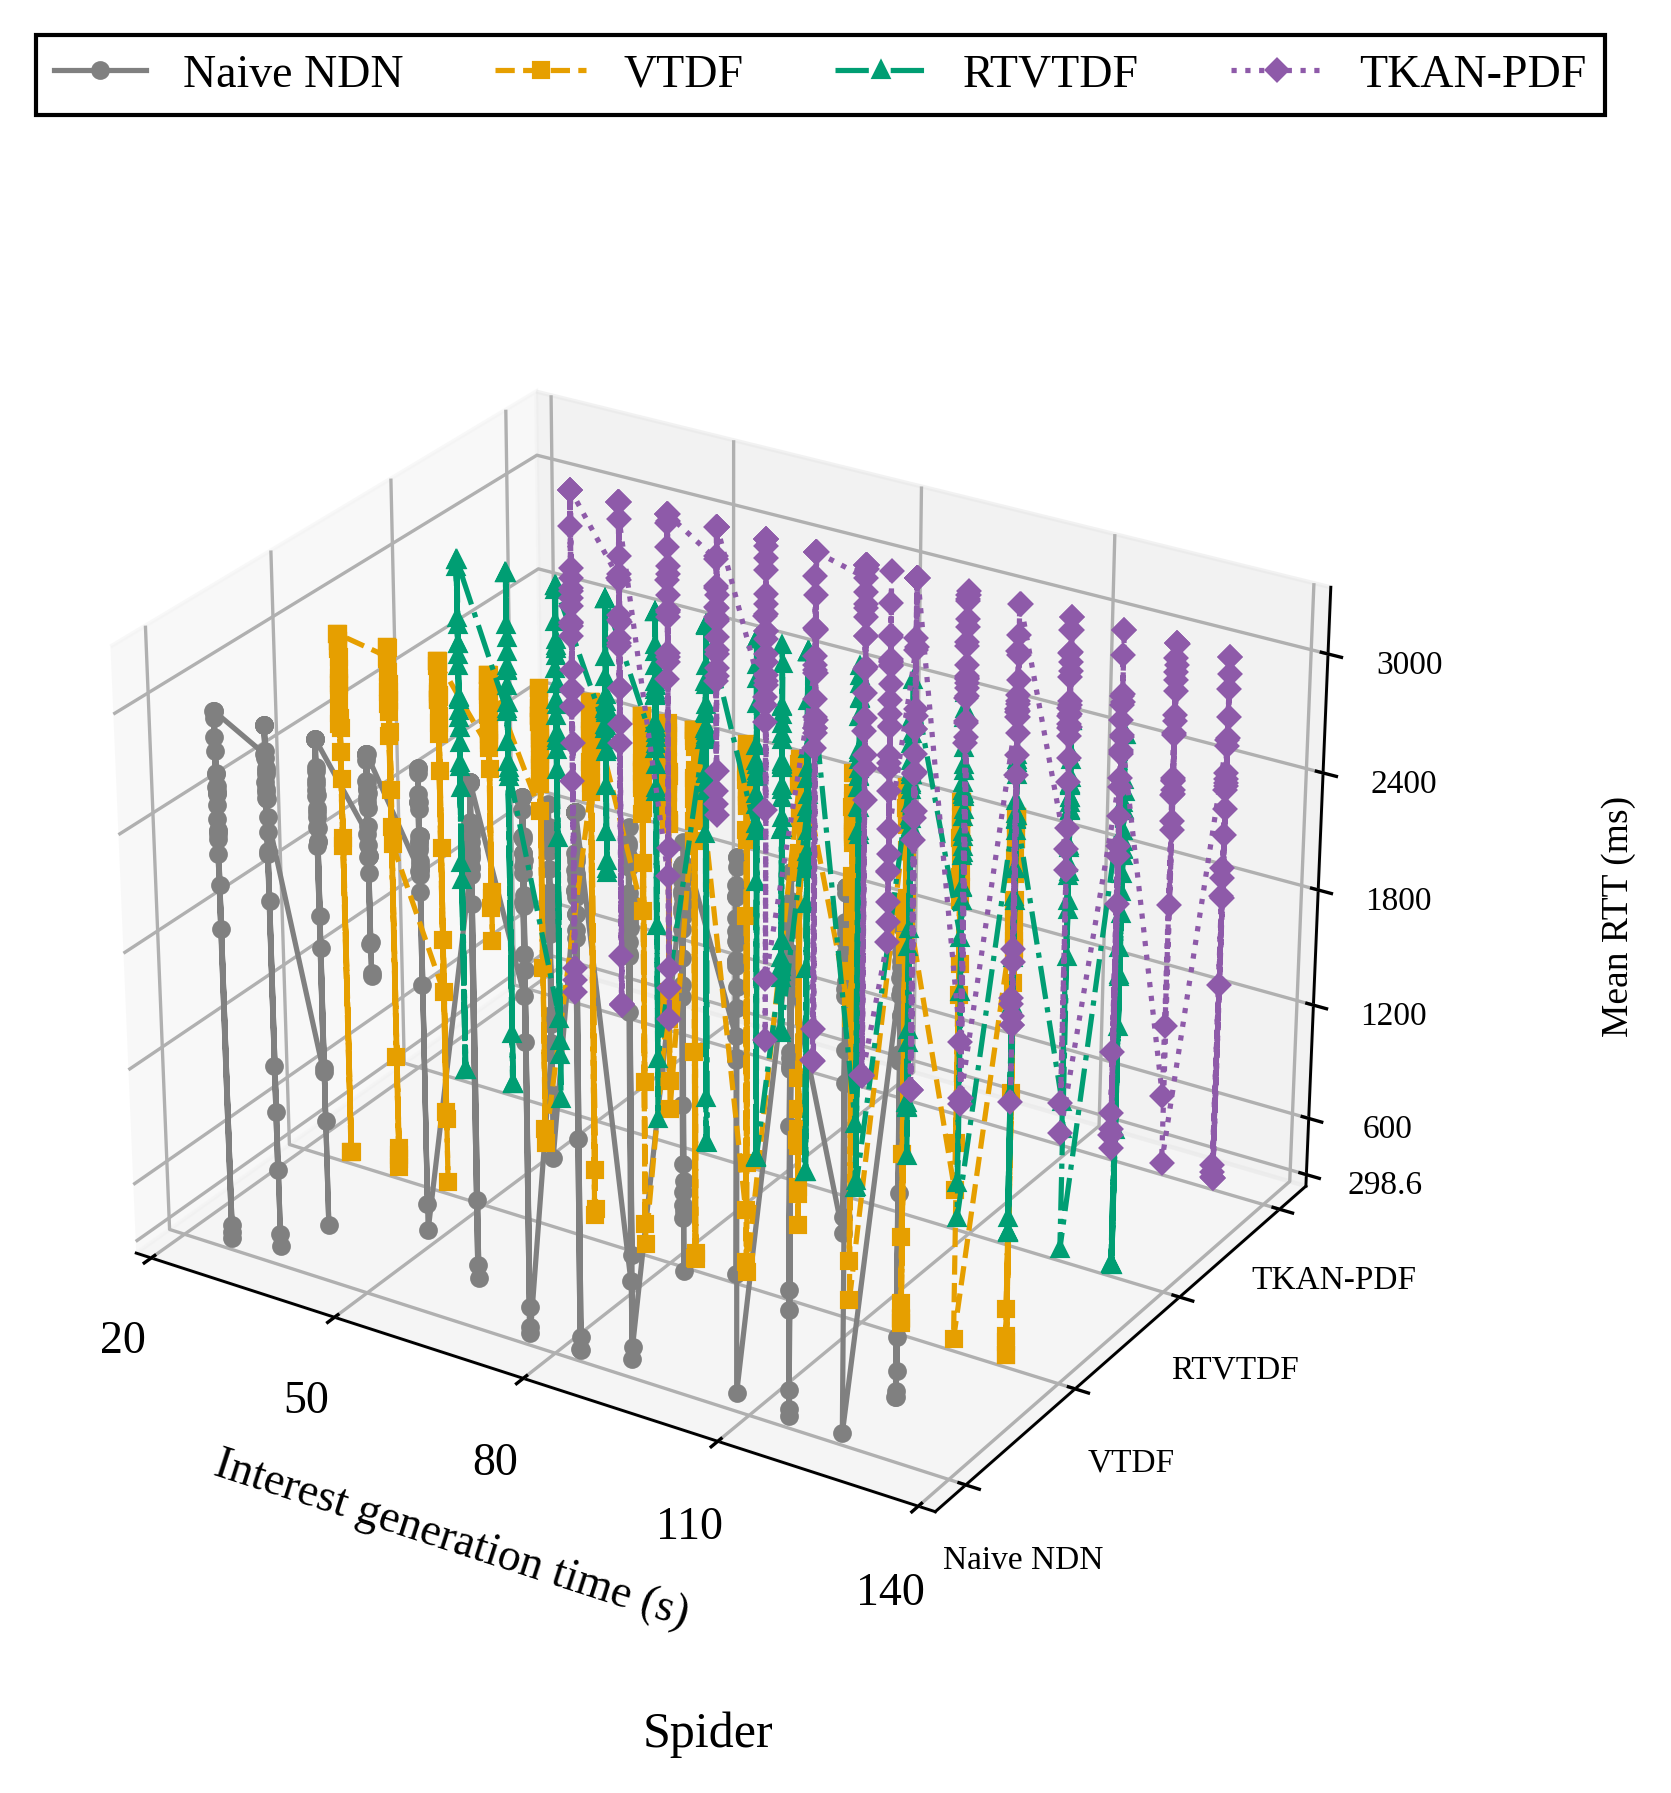

Reproduce this figure in Python.
#!/usr/bin/env python3
# -*- coding: utf-8 -*-
"""逐请求记录按旧脚本固定条数聚合后的RTT图，沿用当前图集样式。
完整数据内嵌；直接运行，仅导出同名PNG/SVG/PDF，不访问实验记录。
重新从原始记录计算的方法与来源见PROVENANCE和聚合说明文档。
"""
from pathlib import Path
import matplotlib
matplotlib.use('Agg')
import matplotlib.pyplot as plt
from matplotlib.lines import Line2D
from matplotlib.ticker import MaxNLocator, FuncFormatter
import numpy as np

FIGURE_ID = '10_平均RTT_蜘蛛网_旧论文画法'
RTT_LABEL = 'Mean RTT (ms)'
SCENE_LABEL = 'Spider'
FIGSIZE = (7.5, 6.2)
DPI = 300
FONT_FAMILY = 'Liberation Serif'
FONT_SIZE = 11
ALGORITHMS = ('Naive NDN', 'VTDF', 'RTVTDF', 'TKAN-PDF')
COLORS = ('#808080', '#E69F00', '#009E73', '#8E5AA9')
LINES = ('-', '--', '-.', ':')
MARKERS = ('o', 's', '^', 'D')
LINE_WIDTH = 1.25
MARKER_SIZE = 3.5
PROVENANCE = {'circle_post_filter': None,
 'counts': [{'excluded_groups': 0, 'plotted_groups': 750, 'selected_requests': 30000, 'strategy': 0},
            {'excluded_groups': 0, 'plotted_groups': 750, 'selected_requests': 30000, 'strategy': 1},
            {'excluded_groups': 0, 'plotted_groups': 750, 'selected_requests': 30000, 'strategy': 2},
            {'excluded_groups': 0, 'plotted_groups': 750, 'selected_requests': 30000, 'strategy': 3}],
 'group_size': 40,
 'measurement_window_s': [20, 140],
 'method': 'consecutive request records: arithmetic mean of send_ns and terminal_ns-send_ns; keep last '
           'partial group',
 'metric': '平均RTT',
 'ordering': 'source seed order, within seed node_id then send_ns; sort averaged groups by send time',
 'scene': 'spidermap',
 'source_metric_definition': 'DATA and TIMEOUT',
 'sources': [{'manifest': 'data/experiments/spider-power-20261103/runs/confirmation-p16p5-s93001-a0/attempt-001/20261103T135049.277655Z-695c99a3/manifest.json',
              'manifest_sha256': '807cf9ad75f944562ba6cc863fe0449c8497a463e1037dcc46300feab700faf7',
              'path': 'data/experiments/spider-power-20261103/runs/confirmation-p16p5-s93001-a0/attempt-001/20261103T135049.277655Z-695c99a3/raw/request-events.csv',
              'radio_config': 'data/experiments/spider-power-20261103/runs/confirmation-p16p5-s93001-a0/attempt-001/20261103T135049.277655Z-695c99a3/raw/radio-config.json',
              'radio_sha256': 'fc0d73615515ee04ad905d193095517521295ccba31afac7805bd9dd76f1bf30',
              'scene': 'spidermap',
              'seed': 93001,
              'sha256': '678d591ecb1bc2be357885ced6304746b71ad8a835024fefcca637084aa04607',
              'strategy': 0,
              'wifi_tx_power_dbm': 16.5},
             {'manifest': 'data/experiments/spider-power-20261103/runs/confirmation-p16p5-s93002-a0/attempt-001/20261103T135823.935432Z-639cd0cd/manifest.json',
              'manifest_sha256': '3b2085899844eec602fe1581b7b4bd309d8d9f9c24620d700c3859ea986fa3df',
              'path': 'data/experiments/spider-power-20261103/runs/confirmation-p16p5-s93002-a0/attempt-001/20261103T135823.935432Z-639cd0cd/raw/request-events.csv',
              'radio_config': 'data/experiments/spider-power-20261103/runs/confirmation-p16p5-s93002-a0/attempt-001/20261103T135823.935432Z-639cd0cd/raw/radio-config.json',
              'radio_sha256': 'fc0d73615515ee04ad905d193095517521295ccba31afac7805bd9dd76f1bf30',
              'scene': 'spidermap',
              'seed': 93002,
              'sha256': 'ec7f8071662ddcf8b31d4fcc254a708ebd2a3f978e4380d8245cf88454aeab3b',
              'strategy': 0,
              'wifi_tx_power_dbm': 16.5},
             {'manifest': 'data/experiments/spider-power-20261103/runs/confirmation-p16p5-s93003-a0/attempt-001/20261103T140554.624359Z-6d5267e8/manifest.json',
              'manifest_sha256': '33c97efdc1764cd70db2ab8965d1d9874955aa97408cc7ce0957949bd44c3a3d',
              'path': 'data/experiments/spider-power-20261103/runs/confirmation-p16p5-s93003-a0/attempt-001/20261103T140554.624359Z-6d5267e8/raw/request-events.csv',
              'radio_config': 'data/experiments/spider-power-20261103/runs/confirmation-p16p5-s93003-a0/attempt-001/20261103T140554.624359Z-6d5267e8/raw/radio-config.json',
              'radio_sha256': 'fc0d73615515ee04ad905d193095517521295ccba31afac7805bd9dd76f1bf30',
              'scene': 'spidermap',
              'seed': 93003,
              'sha256': '94d7c392e1670e385d1e9577059c421079481d528cd6ec53dd32c193b2dca279',
              'strategy': 0,
              'wifi_tx_power_dbm': 16.5},
             {'manifest': 'data/experiments/spider-power-20261103/runs/confirmation-p16p5-s93004-a0/attempt-001/20261103T141337.166385Z-6f4ce15f/manifest.json',
              'manifest_sha256': '4a20f7aa877f1d687077141bf511e0a9b84b70ee770b2105b300becf3473998b',
              'path': 'data/experiments/spider-power-20261103/runs/confirmation-p16p5-s93004-a0/attempt-001/20261103T141337.166385Z-6f4ce15f/raw/request-events.csv',
              'radio_config': 'data/experiments/spider-power-20261103/runs/confirmation-p16p5-s93004-a0/attempt-001/20261103T141337.166385Z-6f4ce15f/raw/radio-config.json',
              'radio_sha256': 'fc0d73615515ee04ad905d193095517521295ccba31afac7805bd9dd76f1bf30',
              'scene': 'spidermap',
              'seed': 93004,
              'sha256': '16791d57981660e82f2ec1d9e97112ac4a111299828790608cc0d8d9b289259c',
              'strategy': 0,
              'wifi_tx_power_dbm': 16.5},
             {'manifest': 'data/experiments/spider-power-20261103/runs/confirmation-p16p5-s93005-a0/attempt-001/20261103T142106.425655Z-381cc821/manifest.json',
              'manifest_sha256': '36f9a1fc95592d45493a3c2e0669f85152587dfbdc72fd29e4c40b334bf0d994',
              'path': 'data/experiments/spider-power-20261103/runs/confirmation-p16p5-s93005-a0/attempt-001/20261103T142106.425655Z-381cc821/raw/request-events.csv',
              'radio_config': 'data/experiments/spider-power-20261103/runs/confirmation-p16p5-s93005-a0/attempt-001/20261103T142106.425655Z-381cc821/raw/radio-config.json',
              'radio_sha256': 'fc0d73615515ee04ad905d193095517521295ccba31afac7805bd9dd76f1bf30',
              'scene': 'spidermap',
              'seed': 93005,
              'sha256': '6a13efa00626aefcbe0ec3260001ad1a17859551651062fc89016e45b6e76bd1',
              'strategy': 0,
              'wifi_tx_power_dbm': 16.5},
             {'manifest': 'data/experiments/spider-power-20261103/runs/confirmation-p16p5-s93001-a1/attempt-001/20261103T135237.619037Z-35901703/manifest.json',
              'manifest_sha256': '678ed0a3f399a622b53a40a5273bd49628cd422389ab318742e6d303b73c2f8f',
              'path': 'data/experiments/spider-power-20261103/runs/confirmation-p16p5-s93001-a1/attempt-001/20261103T135237.619037Z-35901703/raw/request-events.csv',
              'radio_config': 'data/experiments/spider-power-20261103/runs/confirmation-p16p5-s93001-a1/attempt-001/20261103T135237.619037Z-35901703/raw/radio-config.json',
              'radio_sha256': 'fc0d73615515ee04ad905d193095517521295ccba31afac7805bd9dd76f1bf30',
              'scene': 'spidermap',
              'seed': 93001,
              'sha256': '6c938dcc0585499a68082260570a001f2afacb8388beed20c856767f8540f0fa',
              'strategy': 1,
              'wifi_tx_power_dbm': 16.5},
             {'manifest': 'data/experiments/spider-power-20261103/runs/confirmation-p16p5-s93002-a1/attempt-001/20261103T140010.547409Z-361091c6/manifest.json',
              'manifest_sha256': '829af86016930c7d512c9b1b8149b8975644048b735df5d916e7e37ebf42f15f',
              'path': 'data/experiments/spider-power-20261103/runs/confirmation-p16p5-s93002-a1/attempt-001/20261103T140010.547409Z-361091c6/raw/request-events.csv',
              'radio_config': 'data/experiments/spider-power-20261103/runs/confirmation-p16p5-s93002-a1/attempt-001/20261103T140010.547409Z-361091c6/raw/radio-config.json',
              'radio_sha256': 'fc0d73615515ee04ad905d193095517521295ccba31afac7805bd9dd76f1bf30',
              'scene': 'spidermap',
              'seed': 93002,
              'sha256': 'e5dacf24b397e3329e2649fa175a57385954b02828dc200f0b273c0569ce7eb8',
              'strategy': 1,
              'wifi_tx_power_dbm': 16.5},
             {'manifest': 'data/experiments/spider-power-20261103/runs/confirmation-p16p5-s93003-a1/attempt-001/20261103T140744.806826Z-648e0704/manifest.json',
              'manifest_sha256': '9784843269afc51a0946578d5343fae0d5baa0d6bcab4cc6b89796b35c47ad64',
              'path': 'data/experiments/spider-power-20261103/runs/confirmation-p16p5-s93003-a1/attempt-001/20261103T140744.806826Z-648e0704/raw/request-events.csv',
              'radio_config': 'data/experiments/spider-power-20261103/runs/confirmation-p16p5-s93003-a1/attempt-001/20261103T140744.806826Z-648e0704/raw/radio-config.json',
              'radio_sha256': 'fc0d73615515ee04ad905d193095517521295ccba31afac7805bd9dd76f1bf30',
              'scene': 'spidermap',
              'seed': 93003,
              'sha256': 'caea53d2310c9a895e56166a5bfdb6fe9adef966b72874c8bbd9ec490e957453',
              'strategy': 1,
              'wifi_tx_power_dbm': 16.5},
             {'manifest': 'data/experiments/spider-power-20261103/runs/confirmation-p16p5-s93004-a1/attempt-001/20261103T141525.543803Z-3408f4a1/manifest.json',
              'manifest_sha256': '2149b6e47e6734427026a0367e1e78f31d27b0adbe6a64fd282ecd79786f1110',
              'path': 'data/experiments/spider-power-20261103/runs/confirmation-p16p5-s93004-a1/attempt-001/20261103T141525.543803Z-3408f4a1/raw/request-events.csv',
              'radio_config': 'data/experiments/spider-power-20261103/runs/confirmation-p16p5-s93004-a1/attempt-001/20261103T141525.543803Z-3408f4a1/raw/radio-config.json',
              'radio_sha256': 'fc0d73615515ee04ad905d193095517521295ccba31afac7805bd9dd76f1bf30',
              'scene': 'spidermap',
              'seed': 93004,
              'sha256': '54721c571ce8c063a0e7ce7c9212867df0b419bda3f85856e1fdf1e735c42ab5',
              'strategy': 1,
              'wifi_tx_power_dbm': 16.5},
             {'manifest': 'data/experiments/spider-power-20261103/runs/confirmation-p16p5-s93005-a1/attempt-001/20261103T142252.149466Z-e47059f0/manifest.json',
              'manifest_sha256': '63b4f2e57b667295f2ec1e0ff1760fea523da5de268a34afb2ff57776cf1d7dd',
              'path': 'data/experiments/spider-power-20261103/runs/confirmation-p16p5-s93005-a1/attempt-001/20261103T142252.149466Z-e47059f0/raw/request-events.csv',
              'radio_config': 'data/experiments/spider-power-20261103/runs/confirmation-p16p5-s93005-a1/attempt-001/20261103T142252.149466Z-e47059f0/raw/radio-config.json',
              'radio_sha256': 'fc0d73615515ee04ad905d193095517521295ccba31afac7805bd9dd76f1bf30',
              'scene': 'spidermap',
              'seed': 93005,
              'sha256': 'd9e03514610e431662fff1755cc93bc1ccdd51522642beaafe4af3698156994e',
              'strategy': 1,
              'wifi_tx_power_dbm': 16.5},
             {'manifest': 'data/experiments/spider-power-20261103/runs/confirmation-p16p5-s93001-a2/attempt-001/20261103T135428.901464Z-669dcf43/manifest.json',
              'manifest_sha256': '7387cb664263ab49278cbf2ca30faa62f5b1877ceea52ad46de893f8f3ece3e1',
              'path': 'data/experiments/spider-power-20261103/runs/confirmation-p16p5-s93001-a2/attempt-001/20261103T135428.901464Z-669dcf43/raw/request-events.csv',
              'radio_config': 'data/experiments/spider-power-20261103/runs/confirmation-p16p5-s93001-a2/attempt-001/20261103T135428.901464Z-669dcf43/raw/radio-config.json',
              'radio_sha256': 'fc0d73615515ee04ad905d193095517521295ccba31afac7805bd9dd76f1bf30',
              'scene': 'spidermap',
              'seed': 93001,
              'sha256': '508917151c8e766e620add00a3d5acb0b0380e46712a52b7b0ddf5db9cb72d9b',
              'strategy': 2,
              'wifi_tx_power_dbm': 16.5},
             {'manifest': 'data/experiments/spider-power-20261103/runs/confirmation-p16p5-s93002-a2/attempt-001/20261103T140201.088014Z-b1bb8216/manifest.json',
              'manifest_sha256': 'abbc5990d3edb22f53797d96c57e71c915a17f6a6634711c9676f47d89dc60e3',
              'path': 'data/experiments/spider-power-20261103/runs/confirmation-p16p5-s93002-a2/attempt-001/20261103T140201.088014Z-b1bb8216/raw/request-events.csv',
              'radio_config': 'data/experiments/spider-power-20261103/runs/confirmation-p16p5-s93002-a2/attempt-001/20261103T140201.088014Z-b1bb8216/raw/radio-config.json',
              'radio_sha256': 'fc0d73615515ee04ad905d193095517521295ccba31afac7805bd9dd76f1bf30',
              'scene': 'spidermap',
              'seed': 93002,
              'sha256': '1be1df2a87fc7e18666c22d8d9d3795edb4c40134b66ab0a493a25ecb1894b8e',
              'strategy': 2,
              'wifi_tx_power_dbm': 16.5},
             {'manifest': 'data/experiments/spider-power-20261103/runs/confirmation-p16p5-s93003-a2/attempt-001/20261103T140940.390510Z-f39bc9ca/manifest.json',
              'manifest_sha256': 'f4744db9355ab89b5b599a4c33b0c281c763c1c89901f5d78f345837a48bd359',
              'path': 'data/experiments/spider-power-20261103/runs/confirmation-p16p5-s93003-a2/attempt-001/20261103T140940.390510Z-f39bc9ca/raw/request-events.csv',
              'radio_config': 'data/experiments/spider-power-20261103/runs/confirmation-p16p5-s93003-a2/attempt-001/20261103T140940.390510Z-f39bc9ca/raw/radio-config.json',
              'radio_sha256': 'fc0d73615515ee04ad905d193095517521295ccba31afac7805bd9dd76f1bf30',
              'scene': 'spidermap',
              'seed': 93003,
              'sha256': '0b784fcff56ff765b3b9eb5884d45e54e82265e0a83cbdfe5995223ee1da4e32',
              'strategy': 2,
              'wifi_tx_power_dbm': 16.5},
             {'manifest': 'data/experiments/spider-power-20261103/runs/confirmation-p16p5-s93004-a2/attempt-001/20261103T141714.234207Z-d5d6a360/manifest.json',
              'manifest_sha256': '7045fe3be046ba604382ad8877aa129444bc44dbfc4ac7937877aae765890381',
              'path': 'data/experiments/spider-power-20261103/runs/confirmation-p16p5-s93004-a2/attempt-001/20261103T141714.234207Z-d5d6a360/raw/request-events.csv',
              'radio_config': 'data/experiments/spider-power-20261103/runs/confirmation-p16p5-s93004-a2/attempt-001/20261103T141714.234207Z-d5d6a360/raw/radio-config.json',
              'radio_sha256': 'fc0d73615515ee04ad905d193095517521295ccba31afac7805bd9dd76f1bf30',
              'scene': 'spidermap',
              'seed': 93004,
              'sha256': 'd09968e25c180de3d1846c78f53b6efc03b617b59a9d22bc7a246e6cb05b6a44',
              'strategy': 2,
              'wifi_tx_power_dbm': 16.5},
             {'manifest': 'data/experiments/spider-power-20261103/runs/confirmation-p16p5-s93005-a2/attempt-001/20261103T142442.962745Z-e6518b1c/manifest.json',
              'manifest_sha256': '0656d4bca3bae1597011c99f90a4faf07e720e1954d460635365252dc21c9a89',
              'path': 'data/experiments/spider-power-20261103/runs/confirmation-p16p5-s93005-a2/attempt-001/20261103T142442.962745Z-e6518b1c/raw/request-events.csv',
              'radio_config': 'data/experiments/spider-power-20261103/runs/confirmation-p16p5-s93005-a2/attempt-001/20261103T142442.962745Z-e6518b1c/raw/radio-config.json',
              'radio_sha256': 'fc0d73615515ee04ad905d193095517521295ccba31afac7805bd9dd76f1bf30',
              'scene': 'spidermap',
              'seed': 93005,
              'sha256': '1edf5436f9236aad5cd54e4ca2804744ab3b864d0617d91519519f19b51a6a58',
              'strategy': 2,
              'wifi_tx_power_dbm': 16.5},
             {'manifest': 'data/experiments/spider-power-20261103/runs/confirmation-p16p5-s93001-a3/attempt-001/20261103T135617.403692Z-3530d401/manifest.json',
              'manifest_sha256': '710f2896b2cf89c33a43fd9229689caae4901ff093beb94ed84539c20dabd776',
              'path': 'data/experiments/spider-power-20261103/runs/confirmation-p16p5-s93001-a3/attempt-001/20261103T135617.403692Z-3530d401/raw/request-events.csv',
              'radio_config': 'data/experiments/spider-power-20261103/runs/confirmation-p16p5-s93001-a3/attempt-001/20261103T135617.403692Z-3530d401/raw/radio-config.json',
              'radio_sha256': 'fc0d73615515ee04ad905d193095517521295ccba31afac7805bd9dd76f1bf30',
              'scene': 'spidermap',
              'seed': 93001,
              'sha256': '37def454d89c91198f417b881feb8191aeec44361c98b6d529859dea64cbf44c',
              'strategy': 3,
              'wifi_tx_power_dbm': 16.5},
             {'manifest': 'data/experiments/spider-power-20261103/runs/confirmation-p16p5-s93002-a3/attempt-001/20261103T140348.997236Z-aad99f1f/manifest.json',
              'manifest_sha256': '708b825858ca79397eaeae1697b92a7b1a43eef607fd972340f2fcb9a3cede06',
              'path': 'data/experiments/spider-power-20261103/runs/confirmation-p16p5-s93002-a3/attempt-001/20261103T140348.997236Z-aad99f1f/raw/request-events.csv',
              'radio_config': 'data/experiments/spider-power-20261103/runs/confirmation-p16p5-s93002-a3/attempt-001/20261103T140348.997236Z-aad99f1f/raw/radio-config.json',
              'radio_sha256': 'fc0d73615515ee04ad905d193095517521295ccba31afac7805bd9dd76f1bf30',
              'scene': 'spidermap',
              'seed': 93002,
              'sha256': '2906ad4f2218ee689f4a0e23fa4440e09f7723c768624375ff2d65b366779bb7',
              'strategy': 3,
              'wifi_tx_power_dbm': 16.5},
             {'manifest': 'data/experiments/spider-power-20261103/runs/confirmation-p16p5-s93003-a3/attempt-001/20261103T141128.716240Z-9ad56cb3/manifest.json',
              'manifest_sha256': '1e44b374014b65099dbb14c202fb84cb1af1bc20a42ecc55d4b4867bb9c6db68',
              'path': 'data/experiments/spider-power-20261103/runs/confirmation-p16p5-s93003-a3/attempt-001/20261103T141128.716240Z-9ad56cb3/raw/request-events.csv',
              'radio_config': 'data/experiments/spider-power-20261103/runs/confirmation-p16p5-s93003-a3/attempt-001/20261103T141128.716240Z-9ad56cb3/raw/radio-config.json',
              'radio_sha256': 'fc0d73615515ee04ad905d193095517521295ccba31afac7805bd9dd76f1bf30',
              'scene': 'spidermap',
              'seed': 93003,
              'sha256': 'dd06c8ef92221f6339f4abd2a7818b716b615cc4615eef5c776839ed9a1e9472',
              'strategy': 3,
              'wifi_tx_power_dbm': 16.5},
             {'manifest': 'data/experiments/spider-power-20261103/runs/confirmation-p16p5-s93004-a3/attempt-001/20261103T141902.924879Z-95f86ebb/manifest.json',
              'manifest_sha256': '501f168501afafeeb6bc7de5359ad1545e4a09c81f6632dd75751da71be5833f',
              'path': 'data/experiments/spider-power-20261103/runs/confirmation-p16p5-s93004-a3/attempt-001/20261103T141902.924879Z-95f86ebb/raw/request-events.csv',
              'radio_config': 'data/experiments/spider-power-20261103/runs/confirmation-p16p5-s93004-a3/attempt-001/20261103T141902.924879Z-95f86ebb/raw/radio-config.json',
              'radio_sha256': 'fc0d73615515ee04ad905d193095517521295ccba31afac7805bd9dd76f1bf30',
              'scene': 'spidermap',
              'seed': 93004,
              'sha256': 'c1b1cf355c57e25bab484390ea7f72206a251570399b7f184a83d831a352b3a8',
              'strategy': 3,
              'wifi_tx_power_dbm': 16.5},
             {'manifest': 'data/experiments/spider-power-20261103/runs/confirmation-p16p5-s93005-a3/attempt-001/20261103T142628.855189Z-07f9eb6c/manifest.json',
              'manifest_sha256': 'ca906789abe4b3627c9ca060845406eceff56a3d6167d7af6354210bf6367808',
              'path': 'data/experiments/spider-power-20261103/runs/confirmation-p16p5-s93005-a3/attempt-001/20261103T142628.855189Z-07f9eb6c/raw/request-events.csv',
              'radio_config': 'data/experiments/spider-power-20261103/runs/confirmation-p16p5-s93005-a3/attempt-001/20261103T142628.855189Z-07f9eb6c/raw/radio-config.json',
              'radio_sha256': 'fc0d73615515ee04ad905d193095517521295ccba31afac7805bd9dd76f1bf30',
              'scene': 'spidermap',
              'seed': 93005,
              'sha256': '6b2f7437ff5ca4c5e34b0e95cd6a77feab88ee52f2d45bf2810d11b59e528d7c',
              'strategy': 3,
              'wifi_tx_power_dbm': 16.5}],
 'style_source': '01_成功RTT_三维.py / 03_平均RTT_三维.py'}
DATA = [{'group_counts': [40,
                   40,
                   40,
                   40,
                   40,
                   40,
                   40,
                   40,
                   40,
                   40,
                   40,
                   40,
                   40,
                   40,
                   40,
                   40,
                   40,
                   40,
                   40,
                   40,
                   40,
                   40,
                   40,
                   40,
                   40,
                   40,
                   40,
                   40,
                   40,
                   40,
                   40,
                   40,
                   40,
                   40,
                   40,
                   40,
                   40,
                   40,
                   40,
                   40,
                   40,
                   40,
                   40,
                   40,
                   40,
                   40,
                   40,
                   40,
                   40,
                   40,
                   40,
                   40,
                   40,
                   40,
                   40,
                   40,
                   40,
                   40,
                   40,
                   40,
                   40,
                   40,
                   40,
                   40,
                   40,
                   40,
                   40,
                   40,
                   40,
                   40,
                   40,
                   40,
                   40,
                   40,
                   40,
                   40,
                   40,
                   40,
                   40,
                   40,
                   40,
                   40,
                   40,
                   40,
                   40,
                   40,
                   40,
                   40,
                   40,
                   40,
                   40,
                   40,
                   40,
                   40,
                   40,
                   40,
                   40,
                   40,
                   40,
                   40,
                   40,
                   40,
                   40,
                   40,
                   40,
                   40,
                   40,
                   40,
                   40,
                   40,
                   40,
                   40,
                   40,
                   40,
                   40,
                   40,
                   40,
                   40,
                   40,
                   40,
                   40,
                   40,
                   40,
                   40,
                   40,
                   40,
                   40,
                   40,
                   40,
                   40,
                   40,
                   40,
                   40,
                   40,
                   40,
                   40,
                   40,
                   40,
                   40,
                   40,
                   40,
                   40,
                   40,
                   40,
                   40,
                   40,
                   40,
                   40,
                   40,
                   40,
                   40,
                   40,
                   40,
                   40,
                   40,
                   40,
                   40,
                   40,
                   40,
                   40,
                   40,
                   40,
                   40,
                   40,
                   40,
                   40,
                   40,
                   40,
                   40,
                   40,
                   40,
                   40,
                   40,
                   40,
                   40,
                   40,
                   40,
                   40,
                   40,
                   40,
                   40,
                   40,
                   40,
                   40,
                   40,
                   40,
                   40,
                   40,
                   40,
                   40,
                   40,
                   40,
                   40,
                   40,
                   40,
                   40,
                   40,
                   40,
                   40,
                   40,
                   40,
                   40,
                   40,
                   40,
                   40,
                   40,
                   40,
                   40,
                   40,
                   40,
                   40,
                   40,
                   40,
                   40,
                   40,
                   40,
                   40,
                   40,
                   40,
                   40,
                   40,
                   40,
                   40,
                   40,
                   40,
                   40,
                   40,
                   40,
                   40,
                   40,
                   40,
                   40,
                   40,
                   40,
                   40,
                   40,
                   40,
                   40,
                   40,
                   40,
                   40,
                   40,
                   40,
                   40,
                   40,
                   40,
                   40,
                   40,
                   40,
                   40,
                   40,
                   40,
                   40,
                   40,
                   40,
                   40,
                   40,
                   40,
                   40,
                   40,
                   40,
                   40,
                   40,
                   40,
                   40,
                   40,
                   40,
                   40,
                   40,
                   40,
                   40,
                   40,
                   40,
                   40,
                   40,
                   40,
                   40,
                   40,
                   40,
                   40,
                   40,
                   40,
                   40,
                   40,
                   40,
                   40,
                   40,
                   40,
                   40,
                   40,
                   40,
                   40,
                   40,
                   40,
                   40,
                   40,
                   40,
                   40,
                   40,
                   40,
                   40,
                   40,
                   40,
                   40,
                   40,
                   40,
                   40,
                   40,
                   40,
                   40,
                   40,
                   40,
                   40,
                   40,
                   40,
                   40,
                   40,
                   40,
                   40,
                   40,
                   40,
                   40,
                   40,
                   40,
                   40,
                   40,
                   40,
                   40,
                   40,
                   40,
                   40,
                   40,
                   40,
                   40,
                   40,
                   40,
                   40,
                   40,
                   40,
                   40,
                   40,
                   40,
                   40,
                   40,
                   40,
                   40,
                   40,
                   40,
                   40,
                   40,
                   40,
                   40,
                   40,
                   40,
                   40,
                   40,
                   40,
                   40,
                   40,
                   40,
                   40,
                   40,
                   40,
                   40,
                   40,
                   40,
                   40,
                   40,
                   40,
                   40,
                   40,
                   40,
                   40,
                   40,
                   40,
                   40,
                   40,
                   40,
                   40,
                   40,
                   40,
                   40,
                   40,
                   40,
                   40,
                   40,
                   40,
                   40,
                   40,
                   40,
                   40,
                   40,
                   40,
                   40,
                   40,
                   40,
                   40,
                   40,
                   40,
                   40,
                   40,
                   40,
                   40,
                   40,
                   40,
                   40,
                   40,
                   40,
                   40,
                   40,
                   40,
                   40,
                   40,
                   40,
                   40,
                   40,
                   40,
                   40,
                   40,
                   40,
                   40,
                   40,
                   40,
                   40,
                   40,
                   40,
                   40,
                   40,
                   40,
                   40,
                   40,
                   40,
                   40,
                   40,
                   40,
                   40,
                   40,
                   40,
                   40,
                   40,
                   40,
                   40,
                   40,
                   40,
                   40,
                   40,
                   40,
                   40,
                   40,
                   40,
                   40,
                   40,
                   40,
                   40,
                   40,
                   40,
                   40,
                   40,
                   40,
                   40,
                   40,
                   40,
                   40,
                   40,
                   40,
                   40,
                   40,
                   40,
                   40,
                   40,
                   40,
                   40,
                   40,
                   40,
                   40,
                   40,
                   40,
                   40,
                   40,
                   40,
                   40,
                   40,
                   40,
                   40,
                   40,
                   40,
                   40,
                   40,
                   40,
                   40,
                   40,
                   40,
                   40,
                   40,
                   40,
                   40,
                   40,
                   40,
                   40,
                   40,
                   40,
                   40,
                   40,
                   40,
                   40,
                   40,
                   40,
                   40,
                   40,
                   40,
                   40,
                   40,
                   40,
                   40,
                   40,
                   40,
                   40,
                   40,
                   40,
                   40,
                   40,
                   40,
                   40,
                   40,
                   40,
                   40,
                   40,
                   40,
                   40,
                   40,
                   40,
                   40,
                   40,
                   40,
                   40,
                   40,
                   40,
                   40,
                   40,
                   40,
                   40,
                   40,
                   40,
                   40,
                   40,
                   40,
                   40,
                   40,
                   40,
                   40,
                   40,
                   40,
                   40,
                   40,
                   40,
                   40,
                   40,
                   40,
                   40,
                   40,
                   40,
                   40,
                   40,
                   40,
                   40,
                   40,
                   40,
                   40,
                   40,
                   40,
                   40,
                   40,
                   40,
                   40,
                   40,
                   40,
                   40,
                   40,
                   40,
                   40,
                   40,
                   40,
                   40,
                   40,
                   40,
                   40,
                   40,
                   40,
                   40,
                   40,
                   40,
                   40,
                   40,
                   40,
                   40,
                   40,
                   40,
                   40,
                   40,
                   40,
                   40,
                   40,
                   40,
                   40,
                   40,
                   40,
                   40,
                   40,
                   40,
                   40,
                   40,
                   40,
                   40,
                   40,
                   40,
                   40,
                   40,
                   40,
                   40,
                   40,
                   40,
                   40,
                   40,
                   40,
                   40,
                   40,
                   40,
                   40,
                   40,
                   40,
                   40,
                   40,
                   40,
                   40,
                   40,
                   40,
                   40,
                   40,
                   40,
                   40,
                   40,
                   40,
                   40,
                   40,
                   40,
                   40,
                   40,
                   40,
                   40,
                   40,
                   40,
                   40,
                   40,
                   40,
                   40,
                   40,
                   40,
                   40,
                   40,
                   40,
                   40,
                   40,
                   40,
                   40,
                   40,
                   40,
                   40,
                   40,
                   40,
                   40,
                   40,
                   40,
                   40,
                   40,
                   40,
                   40,
                   40,
                   40,
                   40,
                   40,
                   40,
                   40,
                   40,
                   40,
                   40,
                   40,
                   40,
                   40,
                   40,
                   40,
                   40,
                   40,
                   40,
                   40,
                   40,
                   40,
                   40,
                   40,
                   40,
                   40,
                   40,
                   40,
                   40,
                   40,
                   40,
                   40,
                   40,
                   40,
                   40,
                   40,
                   40,
                   40,
                   40,
                   40,
                   40,
                   40,
                   40,
                   40,
                   40,
                   40,
                   40,
                   40,
                   40,
                   40,
                   40,
                   40,
                   40,
                   40,
                   40,
                   40,
                   40,
                   40,
                   40,
                   40,
                   40,
                   40,
                   40,
                   40,
                   40,
                   40,
                   40,
                   40,
                   40,
                   40,
                   40,
                   40,
                   40,
                   40,
                   40,
                   40],
  'rtt_ms': [2368.898144225,
             2015.303010525,
             2183.15267615,
             2485.6115372,
             2607.79116155,
             2369.327635375,
             2154.975717925,
             839.0496609249999,
             298.63131,
             2339.130667625,
             2361.3587154499996,
             3000.0,
             2795.04847695,
             2369.7629585500003,
             1110.276539925,
             2838.3472829250004,
             2631.267587025,
             2932.512972025,
             298.82198355,
             2294.465195925,
             3000.0,
             2610.170056725,
             2606.320751325,
             3000.0,
             2776.235379075,
             1244.435416175,
             2203.524032475,
             374.732035775,
             2672.31917575,
             3000.0,
             2596.127907375,
             2257.3827550749997,
             298.874727075,
             2721.93192345,
             3000.0,
             2770.1211353000003,
             2600.56849775,
             1632.079019675,
             2609.8732050999997,
             2478.457276975,
             2475.3959699499997,
             2190.25704055,
             2460.060028125,
             775.29958495,
             2338.17904825,
             2447.239667925,
             2775.88310685,
             2661.313526625,
             2545.4419729250003,
             3000.0,
             1448.9292619,
             2553.459936375,
             2812.6089391,
             2393.20013025,
             1520.7647931,
             2593.0476537,
             2162.0304820250003,
             838.886271,
             298.61611385000003,
             2433.987040725,
             2607.7416233249996,
             3000.0,
             2943.4581299,
             2353.793934,
             907.021117625,
             2841.7181949749997,
             2615.459221875,
             3000.0,
             433.85508225,
             2508.6561074,
             3000.0,
             2832.62196595,
             2317.077652975,
             3000.0,
             2400.044635725,
             433.76848945,
             2607.99059335,
             307.0076733,
             2392.443890775,
             1244.331913675,
             2832.90566,
             3000.0,
             366.48133802499996,
             2887.2587954250002,
             3000.0,
             2606.7159958,
             2778.05229635,
             2625.2831641999996,
             2943.648765725,
             2904.6994214,
             2376.2573506500003,
             3000.0,
             2733.869645625,
             2280.896086325,
             2848.7426359749998,
             2762.225972025,
             2482.862698075,
             2513.722045675,
             2834.26857105,
             3000.0,
             771.6217435750001,
             2555.13292215,
             2902.6542150749997,
             2943.8692091999997,
             1041.63414975,
             2776.9441226999998,
             2553.3922449499996,
             636.272791,
             300.088504075,
             2555.3618674,
             2831.35158475,
             3000.0,
             2948.606145925,
             2849.4814654499996,
             1176.8220275,
             2898.452515425,
             2727.494277625,
             3000.0,
             703.886122175,
             2441.9227958,
             3000.0,
             2443.03170195,
             2666.3701493000003,
             3000.0,
             2300.6845171,
             367.28050177499995,
             2654.491402875,
             374.676609575,
             1312.3617634749999,
             3000.0,
             2842.4710266999996,
             3000.0,
             298.625090175,
             2795.425402875,
             3000.0,
             2662.55414595,
             2834.050332725,
             2650.006073775,
             2608.490404525,
             1649.867364075,
             2378.5717726750004,
             3000.0,
             2841.376871225,
             2664.66449595,
             2619.1605376999996,
             2747.2753707750003,
             2600.643349975,
             3000.0,
             2259.017851,
             3000.0,
             1878.820923425,
             2385.443441625,
             3000.0,
             2531.5218174,
             2932.4848689749997,
             2777.6987996,
             2665.140714425,
             1446.7216312750002,
             2392.7955778,
             2888.3697789499997,
             2830.9636095,
             3000.0,
             2609.067128325,
             2383.851580675,
             1514.4181077249998,
             2717.018794125,
             2556.9831945250003,
             3000.0,
             1446.768830875,
             2555.1887514,
             3000.0,
             2625.558396375,
             2832.2099865500004,
             3000.0,
             2829.756602,
             1176.649400575,
             2941.7348385500004,
             1047.573346875,
             2607.90292345,
             3000.0,
             2888.146150225,
             3000.0,
             771.55807195,
             2324.5114828,
             3000.0,
             2684.439356025,
             2889.173737125,
             2330.0354173,
             2944.4063134000003,
             2595.0445861,
             2383.3027607,
             3000.0,
             2600.7569583000004,
             2886.175898225,
             2831.9076465999997,
             2945.11698395,
             2720.408070375,
             2779.676178775,
             3000.0,
             3000.0,
             2093.8523202,
             2357.4695648,
             2206.3940329499997,
             2444.295008,
             3000.0,
             2950.197684725,
             2860.4453696,
             2661.2880914499997,
             2830.404709875,
             2843.02862095,
             2736.520647025,
             2932.51886575,
             2554.670665825,
             2642.3678495500003,
             2618.7470109250003,
             2386.0063901,
             2719.359822125,
             3000.0,
             2607.105641375,
             2545.129129975,
             1987.4566416,
             2663.1082598000003,
             2553.570777075,
             3000.0,
             2442.093567075,
             2609.4592514250003,
             2732.9021282,
             2776.05562215,
             2042.2039576749999,
             3000.0,
             2832.6606385,
             3000.0,
             3000.0,
             2444.1466040500004,
             2864.9313077750003,
             2785.28717095,
             3000.0,
             2555.9324281500003,
             2720.6275485749998,
             3000.0,
             2438.670400775,
             3000.0,
             2385.952494575,
             2752.9027308,
             1109.6106814500001,
             2944.27260875,
             2944.628078975,
             2831.640414675,
             3000.0,
             1041.831452275,
             2892.420367625,
             2414.6478609749997,
             2497.358190625,
             840.580112575,
             2946.9535213249997,
             2884.464431975,
             2788.23528275,
             2786.52682425,
             2831.943049475,
             2902.676303025,
             2836.0588781,
             2729.985231375,
             2712.594507175,
             2550.79766165,
             2720.5670533499997,
             2722.865076725,
             2501.6356521750004,
             3000.0,
             1244.1218989249999,
             2458.0554648499997,
             2257.927635375,
             2742.226007175,
             2440.452587175,
             3000.0,
             2841.95115335,
             1514.5304408,
             2355.9518919499997,
             2660.187138175,
             3000.0,
             3000.0,
             2767.3093068499998,
             3000.0,
             2665.953373625,
             2505.601547625,
             2729.8961784000003,
             2716.975600525,
             2946.763546575,
             2776.498996275,
             2797.046649625,
             3000.0,
             2750.054653875,
             3000.0,
             2646.7207571500003,
             704.1412805,
             501.38883135000003,
             2389.079030675,
             2389.237716975,
             2577.57254375,
             3000.0,
             298.63361910000003,
             2257.725347225,
             2704.079747075,
             2659.2191803,
             300.729192125,
             2324.762926225,
             2444.94249415,
             2382.4803505500004,
             2604.11655705,
             2650.933593125,
             2404.0884092750002,
             2448.894344075,
             3000.0,
             2836.1312257249997,
             1756.0089994749999,
             2089.71889745,
             2888.6950330500003,
             2675.789076475,
             3000.0,
             298.656687,
             2430.5670135500004,
             3000.0,
             2744.6712890999997,
             2254.3838717,
             3000.0,
             2787.09247535,
             298.6795035,
             2868.9497799749997,
             2430.0349357,
             3000.0,
             3000.0,
             2573.1171972750003,
             3000.0,
             2657.9882664499996,
             2717.8439959,
             3000.0,
             2832.474935,
             2887.38848745,
             2494.84466045,
             2802.0836704000003,
             3000.0,
             2800.27287525,
             3000.0,
             2942.046599375,
             299.06453845,
             434.89608907499996,
             2555.29196385,
             2665.3038735749997,
             2842.776462975,
             3000.0,
             298.606020175,
             1784.879951025,
             2271.69108785,
             2672.6829439499998,
             300.796007025,
             1784.732848725,
             2608.833707625,
             2332.501348525,
             2717.846747475,
             2605.436477125,
             2050.81917905,
             3000.0,
             3000.0,
             2776.460995075,
             1823.1743124749999,
             2217.548984675,
             2568.3725470500003,
             2779.8752565500004,
             3000.0,
             366.119614825,
             2544.182115875,
             3000.0,
             2603.9483111,
             2050.5950182,
             3000.0,
             2834.13520065,
             298.859330775,
             3000.0,
             2635.430940575,
             2596.0354049000002,
             3000.0,
             2517.5455523,
             3000.0,
             2793.05566515,
             2609.024120825,
             3000.0,
             2560.366682275,
             2046.653348925,
             2547.16570555,
             2887.550488975,
             3000.0,
             3000.0,
             3000.0,
             2721.9578223249996,
             366.41226755,
             433.870278525,
             2399.7854021,
             2721.402109425,
             2780.534333825,
             3000.0,
             298.619769025,
             974.544215025,
             2385.764609725,
             2560.46920675,
             300.71458202499997,
             974.1996814500001,
             2618.410401325,
             2508.5409405749997,
             2711.550752975,
             2723.9692363249997,
             2159.9686895,
             3000.0,
             3000.0,
             2944.555901525,
             1767.5100577,
             2552.7373534000003,
             2780.8771503000003,
             2833.496563125,
             3000.0,
             366.156333225,
             2443.5251180749997,
             3000.0,
             3000.0,
             2160.56741675,
             3000.0,
             2493.9090064,
             298.62877557499996,
             3000.0,
             2535.062869625,
             3000.0,
             3000.0,
             2482.64904935,
             3000.0,
             2604.0441283,
             2833.410069425,
             3000.0,
             2443.7491036750002,
             3000.0,
             2495.93998055,
             2637.7962370500004,
             3000.0,
             3000.0,
             3000.0,
             2835.245119975,
             366.83643645,
             434.078207525,
             2736.7930382249997,
             2830.6582853,
             2613.0722199499996,
             3000.0,
             298.59131694999996,
             502.464748075,
             2372.7026118000003,
             2800.8621348,
             975.521398,
             569.034571075,
             1993.166039475,
             2377.7650887249997,
             2551.736436,
             2366.8221796750004,
             2712.57484925,
             2760.48457285,
             2812.077712,
             2898.73997055,
             2423.17076305,
             2324.4001811,
             2857.3977715749998,
             2885.771309725,
             2054.507779775,
             298.6064602,
             2843.959562825,
             2782.8371489,
             2945.672074,
             2578.415294725,
             2122.3548187,
             2721.875456275,
             298.674567175,
             2693.7914261,
             2801.3568488,
             2124.448786875,
             2746.301117375,
             2760.5390384499997,
             2055.863425575,
             2661.4112826,
             2782.0530159,
             2617.946369775,
             2728.1029398,
             2302.7429913,
             2857.02261275,
             2506.151524675,
             3000.0,
             2792.559422025,
             1311.6360035,
             2785.87972495,
             639.60550585,
             1312.4007808499998,
             2278.028575975,
             2775.623200175,
             2361.361481875,
             3000.0,
             501.5768602,
             2106.380264925,
             2562.5832870500003,
             2720.67036765,
             2440.0227988,
             1978.6586532000001,
             2611.5145011,
             2773.161933925,
             2319.527200125,
             2784.9462584000003,
             2462.4513743,
             3000.0,
             2846.5515256999997,
             2886.989612925,
             2437.6788542,
             2163.60678475,
             2777.8797929250004,
             2502.9127951,
             1987.1313263,
             1987.1597164500001,
             2460.103167325,
             2833.800845,
             2551.55743085,
             2777.988173875,
             298.988361925,
             2225.5589247,
             1987.110593525,
             2610.732257,
             2561.0170007750003,
             437.0212516,
             2571.29368485,
             3000.0,
             772.80090165,
             2556.77724325,
             3000.0,
             2504.7739163,
             2548.933479325,
             2218.50548515,
             2191.2616781750003,
             2888.9164087,
             3000.0,
             2664.2371096750003,
             433.821757625,
             3000.0,
             1719.806087075,
             3000.0,
             2775.279688675,
             2494.869667925,
             300.53481725,
             3000.0,
             298.685844375,
             2151.893525875,
             2620.202457025,
             2663.848738175,
             2210.122028525,
             2618.579168025,
             2774.9361771,
             2720.0462223249997,
             2270.501611025,
             2942.7165413000002,
             1584.3693320250002,
             1244.1857443499998,
             2563.655320525,
             2735.6694837,
             1581.84639785,
             2051.75182445,
             2778.728978275,
             2776.1541246750003,
             2953.5505173,
             3000.0,
             1581.86542485,
             2613.5182271500003,
             2944.305942425,
             2837.204926225,
             366.61184464999997,
             2767.9571799,
             3000.0,
             2390.6089651999996,
             1978.363358125,
             1447.399228425,
             2604.669984225,
             3000.0,
             975.320020875,
             2607.80330195,
             2903.4602455749996,
             2776.6746285500003,
             2555.06673875,
             2518.962834275,
             2346.15184525,
             2664.950747075,
             3000.0,
             2780.402847025,
             569.133912125,
             3000.0,
             3000.0,
             3000.0,
             2495.29233615,
             2719.814379,
             299.704324825,
             3000.0,
             366.19551747500003,
             704.5142387000001,
             2737.99246055,
             2777.5063565,
             2041.8550813,
             907.0800166749999,
             2832.6933295,
             2721.2971259250003,
             1929.5690754000002,
             2947.250260975,
             3000.0,
             433.895296625,
             2334.207991875,
             2844.716123175,
             433.72425760000004,
             2042.968929,
             2692.3791161999998,
             2773.6499099499997,
             2361.966412,
             3000.0,
             3000.0,
             2944.2547808000004,
             2776.136734075,
             2626.707655125,
             298.66000775,
             2499.991048675,
             3000.0,
             2609.1319024,
             2140.27726745,
             2613.4236991,
             2508.41314725,
             3000.0,
             907.5437243,
             1991.5906439,
             3000.0,
             2629.3608685749996,
             2546.444633775,
             2545.7037579499997,
             2773.6627875749996,
             2552.74836715,
             1919.531239625,
             2420.34895565,
             298.58845007499997,
             3000.0,
             3000.0,
             3000.0,
             2665.213133725,
             2664.9521890250003,
             299.536623625,
             1987.1054078250002,
             298.72677635,
             1921.171290925,
             2621.132185475,
             2611.682265,
             1983.6546855,
             2527.4094151,
             2611.919146875,
             2831.4931589000003,
             2218.828198425,
             2721.760649875,
             3000.0,
             433.92750602499996,
             2625.472557425,
             2720.732585525,
             2354.083023325,
             2152.949911,
             2608.221096925,
             2831.4729731750003,
             3000.0,
             3000.0,
             3000.0,
             2945.5463934,
             2661.2722081750003,
             2725.263347275,
             298.62612097500005,
             2525.153440725,
             3000.0,
             2662.33250765,
             2364.38006095,
             2722.2640975749996,
             2944.328505925,
             3000.0,
             502.654341125,
             2438.133916625,
             2944.906339225,
             2835.41938185,
             2654.7913047750003,
             2778.91103665,
             2324.8184831500002,
             2665.9725137249998,
             2189.8235802,
             2147.48150045,
             501.25320405,
             3000.0,
             3000.0,
             3000.0,
             2326.9682898,
             2608.1342363249996,
             299.61297694999996,
             2189.60699275,
             298.70901285,
             2437.16309035,
             2568.8114456750004,
             2663.98143975,
             2495.751026925,
             3000.0,
             2501.5181866750004,
             2943.7398354499996,
             2323.290206525,
             2944.4138133,
             3000.0,
             704.092218175,
             2719.176929025,
             2506.058301325,
             2493.1215802750003,
             2381.108338175,
             2776.072561775,
             2571.0557406,
             1055.6021051,
             3000.0,
             3000.0,
             3000.0,
             2662.249593175,
             2605.6484692,
             838.906996075,
             2681.664777625,
             3000.0,
             2778.083632125,
             2557.614121175,
             2666.641676275,
             3000.0,
             3000.0,
             1244.789856225,
             2263.76909575,
             2657.2867026500003,
             2887.078331425,
             2514.961805875,
             2888.5948223249998,
             1717.18638415,
             2777.4747734499997,
             3000.0,
             1041.5101261749999,
             703.834021025,
             3000.0,
             2518.47180385,
             3000.0,
             2551.2886058249996,
             2655.941312225,
             1109.7521482,
             2728.9852843249996,
             298.657230175],
  'strategy': 0,
  'x': [23.9009478,
        23.903275,
        23.912173,
        23.9122228,
        23.9128526,
        23.9147458,
        23.918395,
        23.9196,
        23.928646,
        23.9391902,
        23.9437124,
        23.9566992,
        23.9614976,
        23.9663092,
        23.9693122,
        23.9731118,
        23.9833446,
        23.9836378,
        23.9870574,
        23.9924362,
        23.996382,
        23.9973232,
        23.9996386,
        23.999805,
        24.0004398,
        24.0036796,
        24.0042136,
        24.0105458,
        24.0115648,
        24.012856,
        24.014918,
        24.0165142,
        24.0248282,
        24.028131,
        24.029109,
        24.031698,
        24.0339532,
        24.0342056,
        24.0343842,
        24.0417878,
        24.0422806,
        24.0546028,
        24.0658284,
        24.066014,
        24.0728316,
        24.0752532,
        24.077713,
        24.0807096,
        24.0910486,
        24.0991956,
        31.9009478,
        31.903275,
        31.912173,
        31.9122228,
        31.9128526,
        31.9147458,
        31.918395,
        31.9196,
        31.928646,
        31.9391902,
        31.9437124,
        31.9566992,
        31.9614976,
        31.9663092,
        31.9693122,
        31.9731118,
        31.9833446,
        31.9836378,
        31.9870574,
        31.9924362,
        31.996382,
        31.9973232,
        31.9996386,
        31.999805,
        32.0004398,
        32.0036796,
        32.0042136,
        32.0105458,
        32.0115648,
        32.012856,
        32.014918,
        32.0165142,
        32.0248282,
        32.028131,
        32.029109,
        32.031698,
        32.0339532,
        32.0342056,
        32.0343842,
        32.0417878,
        32.0422806,
        32.0546028,
        32.0658284,
        32.066014,
        32.0728316,
        32.0752532,
        32.077713,
        32.0807096,
        32.0910486,
        32.0991956,
        39.9009478,
        39.903275,
        39.912173,
        39.9122228,
        39.9128526,
        39.9147458,
        39.918395,
        39.9196,
        39.928646,
        39.9391902,
        39.9437124,
        39.9566992,
        39.9614976,
        39.9663092,
        39.9693122,
        39.9731118,
        39.9833446,
        39.9836378,
        39.9870574,
        39.9924362,
        39.996382,
        39.9973232,
        39.9996386,
        39.999805,
        40.0004398,
        40.0036796,
        40.0042136,
        40.0105458,
        40.0115648,
        40.012856,
        40.014918,
        40.0165142,
        40.0248282,
        40.028131,
        40.029109,
        40.031698,
        40.0339532,
        40.0342056,
        40.0343842,
        40.0417878,
        40.0422806,
        40.0546028,
        40.0658284,
        40.066014,
        40.0728316,
        40.0752532,
        40.077713,
        40.0807096,
        40.0910486,
        40.0991956,
        47.9009478,
        47.903275,
        47.912173,
        47.9122228,
        47.9128526,
        47.9147458,
        47.918395,
        47.9196,
        47.928646,
        47.9391902,
        47.9437124,
        47.9566992,
        47.9614976,
        47.9663092,
        47.9693122,
        47.9731118,
        47.9833446,
        47.9836378,
        47.9870574,
        47.9924362,
        47.996382,
        47.9973232,
        47.9996386,
        47.999805,
        48.0004398,
        48.0036796,
        48.0042136,
        48.0105458,
        48.0115648,
        48.012856,
        48.014918,
        48.0165142,
        48.0248282,
        48.028131,
        48.029109,
        48.031698,
        48.0339532,
        48.0342056,
        48.0343842,
        48.0417878,
        48.0422806,
        48.0546028,
        48.0658284,
        48.066014,
        48.0728316,
        48.0752532,
        48.077713,
        48.0807096,
        48.0910486,
        48.0991956,
        55.9009478,
        55.903275,
        55.912173,
        55.9122228,
        55.9128526,
        55.9147458,
        55.918395,
        55.9196,
        55.928646,
        55.9391902,
        55.9437124,
        55.9566992,
        55.9614976,
        55.9663092,
        55.9693122,
        55.9731118,
        55.9833446,
        55.9836378,
        55.9870574,
        55.9924362,
        55.996382,
        55.9973232,
        55.9996386,
        55.999805,
        56.0004398,
        56.0036796,
        56.0042136,
        56.0105458,
        56.0115648,
        56.012856,
        56.014918,
        56.0165142,
        56.0248282,
        56.028131,
        56.029109,
        56.031698,
        56.0339532,
        56.0342056,
        56.0343842,
        56.0417878,
        56.0422806,
        56.0546028,
        56.0658284,
        56.066014,
        56.0728316,
        56.0752532,
        56.077713,
        56.0807096,
        56.0910486,
        56.0991956,
        63.9009478,
        63.903275,
        63.912173,
        63.9122228,
        63.9128526,
        63.9147458,
        63.918395,
        63.9196,
        63.928646,
        63.9391902,
        63.9437124,
        63.9566992,
        63.9614976,
        63.9663092,
        63.9693122,
        63.9731118,
        63.9833446,
        63.9836378,
        63.9870574,
        63.9924362,
        63.996382,
        63.9973232,
        63.9996386,
        63.999805,
        64.0004398,
        64.0036796,
        64.0042136,
        64.0105458,
        64.0115648,
        64.012856,
        64.014918,
        64.0165142,
        64.0248282,
        64.028131,
        64.029109,
        64.031698,
        64.0339532,
        64.0342056,
        64.0343842,
        64.0417878,
        64.0422806,
        64.0546028,
        64.0658284,
        64.066014,
        64.0728316,
        64.0752532,
        64.077713,
        64.0807096,
        64.0910486,
        64.0991956,
        71.9009478,
        71.903275,
        71.912173,
        71.9122228,
        71.9128526,
        71.9147458,
        71.918395,
        71.9196,
        71.928646,
        71.9391902,
        71.9437124,
        71.9566992,
        71.9614976,
        71.9663092,
        71.9693122,
        71.9731118,
        71.9833446,
        71.9836378,
        71.9870574,
        71.9924362,
        71.996382,
        71.9973232,
        71.9996386,
        71.999805,
        72.0004398,
        72.0036796,
        72.0042136,
        72.0105458,
        72.0115648,
        72.012856,
        72.014918,
        72.0165142,
        72.0248282,
        72.028131,
        72.029109,
        72.031698,
        72.0339532,
        72.0342056,
        72.0343842,
        72.0417878,
        72.0422806,
        72.0546028,
        72.0658284,
        72.066014,
        72.0728316,
        72.0752532,
        72.077713,
        72.0807096,
        72.0910486,
        72.0991956,
        79.9009478,
        79.903275,
        79.912173,
        79.9122228,
        79.9128526,
        79.9147458,
        79.918395,
        79.9196,
        79.928646,
        79.9391902,
        79.9437124,
        79.9566992,
        79.9614976,
        79.9663092,
        79.9693122,
        79.9731118,
        79.9833446,
        79.9836378,
        79.9870574,
        79.9924362,
        79.996382,
        79.9973232,
        79.9996386,
        79.999805,
        80.0004398,
        80.0036796,
        80.0042136,
        80.0105458,
        80.0115648,
        80.012856,
        80.014918,
        80.0165142,
        80.0248282,
        80.028131,
        80.029109,
        80.031698,
        80.0339532,
        80.0342056,
        80.0343842,
        80.0417878,
        80.0422806,
        80.0546028,
        80.0658284,
        80.066014,
        80.0728316,
        80.0752532,
        80.077713,
        80.0807096,
        80.0910486,
        80.0991956,
        87.9009478,
        87.903275,
        87.912173,
        87.9122228,
        87.9128526,
        87.9147458,
        87.918395,
        87.9196,
        87.928646,
        87.9391902,
        87.9437124,
        87.9566992,
        87.9614976,
        87.9663092,
        87.9693122,
        87.9731118,
        87.9833446,
        87.9836378,
        87.9870574,
        87.9924362,
        87.996382,
        87.9973232,
        87.9996386,
        87.999805,
        88.0004398,
        88.0036796,
        88.0042136,
        88.0105458,
        88.0115648,
        88.012856,
        88.014918,
        88.0165142,
        88.0248282,
        88.028131,
        88.029109,
        88.031698,
        88.0339532,
        88.0342056,
        88.0343842,
        88.0417878,
        88.0422806,
        88.0546028,
        88.0658284,
        88.066014,
        88.0728316,
        88.0752532,
        88.077713,
        88.0807096,
        88.0910486,
        88.0991956,
        95.9009478,
        95.903275,
        95.912173,
        95.9122228,
        95.9128526,
        95.9147458,
        95.918395,
        95.9196,
        95.928646,
        95.9391902,
        95.9437124,
        95.9566992,
        95.9614976,
        95.9663092,
        95.9693122,
        95.9731118,
        95.9833446,
        95.9836378,
        95.9870574,
        95.9924362,
        95.996382,
        95.9973232,
        95.9996386,
        95.999805,
        96.0004398,
        96.0036796,
        96.0042136,
        96.0105458,
        96.0115648,
        96.012856,
        96.014918,
        96.0165142,
        96.0248282,
        96.028131,
        96.029109,
        96.031698,
        96.0339532,
        96.0342056,
        96.0343842,
        96.0417878,
        96.0422806,
        96.0546028,
        96.0658284,
        96.066014,
        96.0728316,
        96.0752532,
        96.077713,
        96.0807096,
        96.0910486,
        96.0991956,
        103.9009478,
        103.903275,
        103.912173,
        103.9122228,
        103.9128526,
        103.9147458,
        103.918395,
        103.9196,
        103.928646,
        103.9391902,
        103.9437124,
        103.9566992,
        103.9614976,
        103.9663092,
        103.9693122,
        103.9731118,
        103.9833446,
        103.9836378,
        103.9870574,
        103.9924362,
        103.996382,
        103.9973232,
        103.9996386,
        103.999805,
        104.0004398,
        104.0036796,
        104.0042136,
        104.0105458,
        104.0115648,
        104.012856,
        104.014918,
        104.0165142,
        104.0248282,
        104.028131,
        104.029109,
        104.031698,
        104.0339532,
        104.0342056,
        104.0343842,
        104.0417878,
        104.0422806,
        104.0546028,
        104.0658284,
        104.066014,
        104.0728316,
        104.0752532,
        104.077713,
        104.0807096,
        104.0910486,
        104.0991956,
        111.9009478,
        111.903275,
        111.912173,
        111.9122228,
        111.9128526,
        111.9147458,
        111.918395,
        111.9196,
        111.928646,
        111.9391902,
        111.9437124,
        111.9566992,
        111.9614976,
        111.9663092,
        111.9693122,
        111.9731118,
        111.9833446,
        111.9836378,
        111.9870574,
        111.9924362,
        111.996382,
        111.9973232,
        111.9996386,
        111.999805,
        112.0004398,
        112.0036796,
        112.0042136,
        112.0105458,
        112.0115648,
        112.012856,
        112.014918,
        112.0165142,
        112.0248282,
        112.028131,
        112.029109,
        112.031698,
        112.0339532,
        112.0342056,
        112.0343842,
        112.0417878,
        112.0422806,
        112.0546028,
        112.0658284,
        112.066014,
        112.0728316,
        112.0752532,
        112.077713,
        112.0807096,
        112.0910486,
        112.0991956,
        119.9009478,
        119.903275,
        119.912173,
        119.9122228,
        119.9128526,
        119.9147458,
        119.918395,
        119.9196,
        119.928646,
        119.9391902,
        119.9437124,
        119.9566992,
        119.9614976,
        119.9663092,
        119.9693122,
        119.9731118,
        119.9833446,
        119.9836378,
        119.9870574,
        119.9924362,
        119.996382,
        119.9973232,
        119.9996386,
        119.999805,
        120.0004398,
        120.0036796,
        120.0042136,
        120.0105458,
        120.0115648,
        120.012856,
        120.014918,
        120.0165142,
        120.0248282,
        120.028131,
        120.029109,
        120.031698,
        120.0339532,
        120.0342056,
        120.0343842,
        120.0417878,
        120.0422806,
        120.0546028,
        120.0658284,
        120.066014,
        120.0728316,
        120.0752532,
        120.077713,
        120.0807096,
        120.0910486,
        120.0991956,
        127.9009478,
        127.903275,
        127.912173,
        127.9122228,
        127.9128526,
        127.9147458,
        127.918395,
        127.9196,
        127.928646,
        127.9391902,
        127.9437124,
        127.9566992,
        127.9614976,
        127.9663092,
        127.9693122,
        127.9731118,
        127.9833446,
        127.9836378,
        127.9870574,
        127.9924362,
        127.996382,
        127.9973232,
        127.9996386,
        127.999805,
        128.0004398,
        128.0036796,
        128.0042136,
        128.0105458,
        128.0115648,
        128.012856,
        128.014918,
        128.0165142,
        128.0248282,
        128.028131,
        128.029109,
        128.031698,
        128.0339532,
        128.0342056,
        128.0343842,
        128.0417878,
        128.0422806,
        128.0546028,
        128.0658284,
        128.066014,
        128.0728316,
        128.0752532,
        128.077713,
        128.0807096,
        128.0910486,
        128.0991956,
        135.9009478,
        135.903275,
        135.912173,
        135.9122228,
        135.9128526,
        135.9147458,
        135.918395,
        135.9196,
        135.928646,
        135.9391902,
        135.9437124,
        135.9566992,
        135.9614976,
        135.9663092,
        135.9693122,
        135.9731118,
        135.9833446,
        135.9836378,
        135.9870574,
        135.9924362,
        135.996382,
        135.9973232,
        135.9996386,
        135.999805,
        136.0004398,
        136.0036796,
        136.0042136,
        136.0105458,
        136.0115648,
        136.012856,
        136.014918,
        136.0165142,
        136.0248282,
        136.028131,
        136.029109,
        136.031698,
        136.0339532,
        136.0342056,
        136.0343842,
        136.0417878,
        136.0422806,
        136.0546028,
        136.0658284,
        136.066014,
        136.0728316,
        136.0752532,
        136.077713,
        136.0807096,
        136.0910486,
        136.0991956]},
 {'group_counts': [40,
                   40,
                   40,
                   40,
                   40,
                   40,
                   40,
                   40,
                   40,
                   40,
                   40,
                   40,
                   40,
                   40,
                   40,
                   40,
                   40,
                   40,
                   40,
                   40,
                   40,
                   40,
                   40,
                   40,
                   40,
                   40,
                   40,
                   40,
                   40,
                   40,
                   40,
                   40,
                   40,
                   40,
                   40,
                   40,
                   40,
                   40,
                   40,
                   40,
                   40,
                   40,
                   40,
                   40,
                   40,
                   40,
                   40,
                   40,
                   40,
                   40,
                   40,
                   40,
                   40,
                   40,
                   40,
                   40,
                   40,
                   40,
                   40,
                   40,
                   40,
                   40,
                   40,
                   40,
                   40,
                   40,
                   40,
                   40,
                   40,
                   40,
                   40,
                   40,
                   40,
                   40,
                   40,
                   40,
                   40,
                   40,
                   40,
                   40,
                   40,
                   40,
                   40,
                   40,
                   40,
                   40,
                   40,
                   40,
                   40,
                   40,
                   40,
                   40,
                   40,
                   40,
                   40,
                   40,
                   40,
                   40,
                   40,
                   40,
                   40,
                   40,
                   40,
                   40,
                   40,
                   40,
                   40,
                   40,
                   40,
                   40,
                   40,
                   40,
                   40,
                   40,
                   40,
                   40,
                   40,
                   40,
                   40,
                   40,
                   40,
                   40,
                   40,
                   40,
                   40,
                   40,
                   40,
                   40,
                   40,
                   40,
                   40,
                   40,
                   40,
                   40,
                   40,
                   40,
                   40,
                   40,
                   40,
                   40,
                   40,
                   40,
                   40,
                   40,
                   40,
                   40,
                   40,
                   40,
                   40,
                   40,
                   40,
                   40,
                   40,
                   40,
                   40,
                   40,
                   40,
                   40,
                   40,
                   40,
                   40,
                   40,
                   40,
                   40,
                   40,
                   40,
                   40,
                   40,
                   40,
                   40,
                   40,
                   40,
                   40,
                   40,
                   40,
                   40,
                   40,
                   40,
                   40,
                   40,
                   40,
                   40,
                   40,
                   40,
                   40,
                   40,
                   40,
                   40,
                   40,
                   40,
                   40,
                   40,
                   40,
                   40,
                   40,
                   40,
                   40,
                   40,
                   40,
                   40,
                   40,
                   40,
                   40,
                   40,
                   40,
                   40,
                   40,
                   40,
                   40,
                   40,
                   40,
                   40,
                   40,
                   40,
                   40,
                   40,
                   40,
                   40,
                   40,
                   40,
                   40,
                   40,
                   40,
                   40,
                   40,
                   40,
                   40,
                   40,
                   40,
                   40,
                   40,
                   40,
                   40,
                   40,
                   40,
                   40,
                   40,
                   40,
                   40,
                   40,
                   40,
                   40,
                   40,
                   40,
                   40,
                   40,
                   40,
                   40,
                   40,
                   40,
                   40,
                   40,
                   40,
                   40,
                   40,
                   40,
                   40,
                   40,
                   40,
                   40,
                   40,
                   40,
                   40,
                   40,
                   40,
                   40,
                   40,
                   40,
                   40,
                   40,
                   40,
                   40,
                   40,
                   40,
                   40,
                   40,
                   40,
                   40,
                   40,
                   40,
                   40,
                   40,
                   40,
                   40,
                   40,
                   40,
                   40,
                   40,
                   40,
                   40,
                   40,
                   40,
                   40,
                   40,
                   40,
                   40,
                   40,
                   40,
                   40,
                   40,
                   40,
                   40,
                   40,
                   40,
                   40,
                   40,
                   40,
                   40,
                   40,
                   40,
                   40,
                   40,
                   40,
                   40,
                   40,
                   40,
                   40,
                   40,
                   40,
                   40,
                   40,
                   40,
                   40,
                   40,
                   40,
                   40,
                   40,
                   40,
                   40,
                   40,
                   40,
                   40,
                   40,
                   40,
                   40,
                   40,
                   40,
                   40,
                   40,
                   40,
                   40,
                   40,
                   40,
                   40,
                   40,
                   40,
                   40,
                   40,
                   40,
                   40,
                   40,
                   40,
                   40,
                   40,
                   40,
                   40,
                   40,
                   40,
                   40,
                   40,
                   40,
                   40,
                   40,
                   40,
                   40,
                   40,
                   40,
                   40,
                   40,
                   40,
                   40,
                   40,
                   40,
                   40,
                   40,
                   40,
                   40,
                   40,
                   40,
                   40,
                   40,
                   40,
                   40,
                   40,
                   40,
                   40,
                   40,
                   40,
                   40,
                   40,
                   40,
                   40,
                   40,
                   40,
                   40,
                   40,
                   40,
                   40,
                   40,
                   40,
                   40,
                   40,
                   40,
                   40,
                   40,
                   40,
                   40,
                   40,
                   40,
                   40,
                   40,
                   40,
                   40,
                   40,
                   40,
                   40,
                   40,
                   40,
                   40,
                   40,
                   40,
                   40,
                   40,
                   40,
                   40,
                   40,
                   40,
                   40,
                   40,
                   40,
                   40,
                   40,
                   40,
                   40,
                   40,
                   40,
                   40,
                   40,
                   40,
                   40,
                   40,
                   40,
                   40,
                   40,
                   40,
                   40,
                   40,
                   40,
                   40,
                   40,
                   40,
                   40,
                   40,
                   40,
                   40,
                   40,
                   40,
                   40,
                   40,
                   40,
                   40,
                   40,
                   40,
                   40,
                   40,
                   40,
                   40,
                   40,
                   40,
                   40,
                   40,
                   40,
                   40,
                   40,
                   40,
                   40,
                   40,
                   40,
                   40,
                   40,
                   40,
                   40,
                   40,
                   40,
                   40,
                   40,
                   40,
                   40,
                   40,
                   40,
                   40,
                   40,
                   40,
                   40,
                   40,
                   40,
                   40,
                   40,
                   40,
                   40,
                   40,
                   40,
                   40,
                   40,
                   40,
                   40,
                   40,
                   40,
                   40,
                   40,
                   40,
                   40,
                   40,
                   40,
                   40,
                   40,
                   40,
                   40,
                   40,
                   40,
                   40,
                   40,
                   40,
                   40,
                   40,
                   40,
                   40,
                   40,
                   40,
                   40,
                   40,
                   40,
                   40,
                   40,
                   40,
                   40,
                   40,
                   40,
                   40,
                   40,
                   40,
                   40,
                   40,
                   40,
                   40,
                   40,
                   40,
                   40,
                   40,
                   40,
                   40,
                   40,
                   40,
                   40,
                   40,
                   40,
                   40,
                   40,
                   40,
                   40,
                   40,
                   40,
                   40,
                   40,
                   40,
                   40,
                   40,
                   40,
                   40,
                   40,
                   40,
                   40,
                   40,
                   40,
                   40,
                   40,
                   40,
                   40,
                   40,
                   40,
                   40,
                   40,
                   40,
                   40,
                   40,
                   40,
                   40,
                   40,
                   40,
                   40,
                   40,
                   40,
                   40,
                   40,
                   40,
                   40,
                   40,
                   40,
                   40,
                   40,
                   40,
                   40,
                   40,
                   40,
                   40,
                   40,
                   40,
                   40,
                   40,
                   40,
                   40,
                   40,
                   40,
                   40,
                   40,
                   40,
                   40,
                   40,
                   40,
                   40,
                   40,
                   40,
                   40,
                   40,
                   40,
                   40,
                   40,
                   40,
                   40,
                   40,
                   40,
                   40,
                   40,
                   40,
                   40,
                   40,
                   40,
                   40,
                   40,
                   40,
                   40,
                   40,
                   40,
                   40,
                   40,
                   40,
                   40,
                   40,
                   40,
                   40,
                   40,
                   40,
                   40,
                   40,
                   40,
                   40,
                   40,
                   40,
                   40,
                   40,
                   40,
                   40,
                   40,
                   40,
                   40,
                   40,
                   40,
                   40,
                   40,
                   40,
                   40,
                   40,
                   40,
                   40,
                   40,
                   40,
                   40,
                   40,
                   40,
                   40,
                   40,
                   40,
                   40,
                   40,
                   40,
                   40,
                   40,
                   40,
                   40,
                   40,
                   40,
                   40,
                   40,
                   40,
                   40,
                   40,
                   40,
                   40,
                   40,
                   40,
                   40,
                   40,
                   40,
                   40,
                   40,
                   40,
                   40,
                   40,
                   40,
                   40,
                   40,
                   40,
                   40,
                   40,
                   40,
                   40,
                   40,
                   40,
                   40,
                   40,
                   40,
                   40,
                   40,
                   40,
                   40,
                   40,
                   40,
                   40,
                   40,
                   40,
                   40,
                   40,
                   40,
                   40,
                   40,
                   40,
                   40,
                   40,
                   40,
                   40,
                   40,
                   40,
                   40,
                   40,
                   40,
                   40,
                   40,
                   40,
                   40,
                   40],
  'rtt_ms': [2849.278654975,
             2481.353619225,
             2511.0147933000003,
             2840.91294295,
             2747.8462764,
             2312.5750049499998,
             2440.0428146,
             502.553221225,
             299.077545775,
             2288.5868694250003,
             2653.4611305,
             3000.0,
             3000.0,
             2784.003929125,
             301.93635245,
             2948.38464165,
             2933.702867425,
             2932.523835625,
             300.24365839999996,
             2193.900499125,
             3000.0,
             2901.6312606750002,
             2949.461930225,
             3000.0,
             2797.79416385,
             300.31136875,
             2104.0347380999997,
             309.39601735,
             2944.484537525,
             3000.0,
             2409.337238125,
             2122.89361545,
             299.404920775,
             2882.938902675,
             3000.0,
             2682.585766,
             2385.995606575,
             2476.6837186999996,
             2777.2863016750002,
             2823.7109235,
             2432.6680923249996,
             2123.86298305,
             2821.612942,
             371.684944175,
             2719.4612720500004,
             2785.6836179499996,
             2892.4528305,
             2835.7410684250003,
             2475.923385875,
             3000.0,
             983.768135175,
             2611.46192805,
             2907.0139906,
             2821.901258275,
             1056.5533885,
             2587.3368853,
             2607.95666415,
             299.615324,
             299.02083035000004,
             2910.8726529,
             2775.508689975,
             3000.0,
             3000.0,
             2725.1992269,
             436.201053125,
             2944.534900175,
             3000.0,
             3000.0,
             299.90148089999997,
             2612.17450535,
             3000.0,
             2863.046358875,
             2896.095179425,
             3000.0,
             2683.6786446,
             299.416200875,
             2423.6424378,
             308.63248715,
             980.10243385,
             1178.489700125,
             2641.497345075,
             3000.0,
             299.5532223,
             3000.0,
             3000.0,
             2700.02138255,
             3000.0,
             2677.0276577,
             2777.882665475,
             2944.14176185,
             2602.219300575,
             3000.0,
             2849.4411181,
             1726.3519097,
             2327.549724025,
             2862.790690125,
             2668.1493333000003,
             2786.3934676500003,
             2885.7876319,
             3000.0,
             301.3866817,
             2889.056688575,
             3000.0,
             2776.86879595,
             713.8686716,
             2837.554706875,
             2498.74139825,
             299.352680725,
             300.40164757499997,
             2851.8590528,
             2777.864413275,
             3000.0,
             3000.0,
             3000.0,
             367.612161025,
             2941.14264555,
             2906.30895195,
             3000.0,
             367.5207582,
             2610.824337675,
             3000.0,
             2609.55741325,
             2902.788699875,
             3000.0,
             2488.81095185,
             435.54873260000005,
             2713.8974365,
             376.57745515,
             639.053420325,
             3000.0,
             2804.841530475,
             3000.0,
             299.085946525,
             2944.59270635,
             3000.0,
             2646.700202925,
             2829.39725745,
             2899.580329025,
             2777.09892255,
             1515.2397690750001,
             2543.6114156999997,
             3000.0,
             2909.978308075,
             2833.5763493000004,
             2661.3129426,
             2956.7004676750003,
             2848.07418495,
             2844.4464261999997,
             1116.63853925,
             3000.0,
             2316.2729539250004,
             2721.501575725,
             2664.021652275,
             2755.9427696999996,
             2798.9503849000002,
             2836.57755985,
             2388.4383176,
             638.6273516499999,
             1047.6778075,
             2837.0106913249997,
             2889.6111788000003,
             3000.0,
             2944.5652210999997,
             3000.0,
             853.446445025,
             2888.376960725,
             2757.9556373249998,
             3000.0,
             910.3088293999999,
             2278.293399075,
             3000.0,
             2772.74312375,
             3000.0,
             3000.0,
             2893.3464755500004,
             300.5030212,
             2550.36463465,
             982.0422353250001,
             2514.52536705,
             3000.0,
             2707.4064437750003,
             3000.0,
             303.52070825,
             2664.0733144749997,
             3000.0,
             2832.5392732249998,
             2903.242246925,
             2722.3256725,
             2623.314434875,
             2595.185192275,
             2439.4478836,
             3000.0,
             2406.21969225,
             2950.78252865,
             3000.0,
             2494.0105979,
             2789.472219275,
             2943.125722375,
             3000.0,
             3000.0,
             1934.03940695,
             2735.592387175,
             2601.572679825,
             2842.13433075,
             3000.0,
             2935.932089275,
             2955.1435879749997,
             3000.0,
             3000.0,
             2893.4528175250002,
             2944.651312975,
             2932.49146655,
             2834.455634675,
             2706.27401445,
             2889.177659025,
             2944.4774410749997,
             2524.378897225,
             3000.0,
             2866.277996975,
             2647.249652975,
             2055.775961275,
             2831.842380425,
             2889.516351975,
             3000.0,
             2944.3029628249997,
             3000.0,
             2735.005247475,
             2815.401610725,
             2048.39965925,
             3000.0,
             2954.9971525250003,
             3000.0,
             2774.7264966,
             2504.6299674250004,
             2875.4134499250004,
             3000.0,
             3000.0,
             2721.6339110500003,
             2824.93609425,
             3000.0,
             2877.6684286,
             3000.0,
             3000.0,
             2749.683804075,
             639.7827852749999,
             2888.19618225,
             2879.998092375,
             2502.5126469499996,
             3000.0,
             1042.84813445,
             2838.3678768,
             3000.0,
             2523.590414,
             437.067885475,
             3000.0,
             2707.3799222,
             2902.052701275,
             2949.0544769499998,
             2802.17757885,
             2834.368135425,
             2806.81738335,
             2730.207830975,
             2890.8311420500004,
             2494.372473675,
             2671.302266325,
             2943.35378525,
             2823.207281575,
             3000.0,
             301.00227264999995,
             2633.3750807750002,
             2258.5364041999997,
             2834.2556350500004,
             2778.168978125,
             3000.0,
             2948.9302817,
             914.46927485,
             2841.197383175,
             2709.44157865,
             3000.0,
             3000.0,
             2855.4448019,
             3000.0,
             2730.9735093249997,
             2731.221655925,
             2932.58550015,
             2689.50061615,
             3000.0,
             2778.2952795250003,
             2862.6206518249996,
             3000.0,
             2832.712137375,
             3000.0,
             2779.353907075,
             301.03629805,
             843.482670125,
             2643.7635189499997,
             2575.96459165,
             2748.527537675,
             3000.0,
             299.08159615,
             2257.816375225,
             2790.617533125,
             2583.015568125,
             301.693423075,
             2325.027232475,
             2700.607366,
             2811.250903475,
             2719.568300925,
             2828.5651423000004,
             2417.00015875,
             3000.0,
             3000.0,
             2944.5452669499996,
             2324.006745575,
             2521.3489702750003,
             2887.59501675,
             2637.12322835,
             3000.0,
             502.55363625,
             2610.0032221,
             3000.0,
             2944.5150063,
             2558.4632510250003,
             3000.0,
             2693.9163689499997,
             299.0275482,
             3000.0,
             2749.800169175,
             3000.0,
             3000.0,
             2833.187640375,
             3000.0,
             2713.080184975,
             2776.3308354,
             3000.0,
             2833.45733215,
             2849.7042123,
             2778.1134588,
             2731.9849311,
             3000.0,
             3000.0,
             3000.0,
             2635.4372636750004,
             502.73350225,
             980.38113395,
             2523.754641775,
             2661.482351425,
             2807.0231970749996,
             3000.0,
             299.026512125,
             1785.31851565,
             2668.558955775,
             2625.340304725,
             301.740104875,
             1784.774376425,
             2569.9262083249996,
             3000.0,
             2888.953418575,
             2451.9455449250004,
             2609.57395615,
             3000.0,
             3000.0,
             2945.94699115,
             2212.737483675,
             2494.154979825,
             2944.517406475,
             2809.304381875,
             3000.0,
             300.3047176,
             2717.663378725,
             3000.0,
             2887.92897165,
             2610.835805125,
             3000.0,
             2846.0751399749997,
             299.18929952499997,
             3000.0,
             2746.2475805999998,
             2596.1318327,
             3000.0,
             2784.7276440250002,
             3000.0,
             2814.573824875,
             3000.0,
             3000.0,
             2680.91783435,
             2234.476519475,
             2778.192529475,
             2694.3097720749997,
             3000.0,
             2944.989761525,
             3000.0,
             2664.1480965,
             300.02391585000004,
             1313.319889075,
             2823.767987975,
             2738.553870325,
             2599.3177575,
             3000.0,
             299.070702875,
             974.928058375,
             2889.594644,
             2690.8709834250003,
             301.67834295,
             974.333929,
             2326.336942,
             3000.0,
             2632.713658575,
             2873.2340551750003,
             2331.1662369,
             3000.0,
             3000.0,
             3000.0,
             2051.364762225,
             2600.452705275,
             3000.0,
             2707.631318075,
             3000.0,
             435.1235349,
             2718.3778626750004,
             3000.0,
             3000.0,
             2774.792831175,
             3000.0,
             3000.0,
             299.0686277,
             3000.0,
             2747.9394251,
             3000.0,
             3000.0,
             2826.72082935,
             3000.0,
             2623.78526635,
             3000.0,
             3000.0,
             2548.760455475,
             3000.0,
             2777.398566075,
             2692.5831018000003,
             3000.0,
             2888.97317165,
             3000.0,
             2652.7849873,
             367.3597003,
             990.149543975,
             2686.598131625,
             2790.327207975,
             2747.29088915,
             3000.0,
             299.0186873,
             300.6845345,
             2760.175018925,
             2913.463497975,
             572.1780427,
             299.757590225,
             2455.4546173249996,
             2857.4368492,
             2944.90173045,
             2849.309965725,
             2826.450334825,
             2954.700414975,
             2952.367975875,
             2899.4228889250003,
             2248.117305225,
             2439.47186515,
             2863.5370847,
             2685.197620825,
             2054.71114965,
             299.0244237,
             2944.756207375,
             2836.4428715999998,
             2945.399309725,
             2757.904639375,
             2123.1636387,
             3000.0,
             299.11756697500005,
             2813.7580441,
             2876.390172475,
             2124.770463125,
             2859.8061129000002,
             3000.0,
             1381.7738322,
             2814.871169375,
             2952.2322946,
             2957.067691125,
             2629.37585,
             2895.732905375,
             2787.7456261999996,
             3000.0,
             3000.0,
             3000.0,
             1311.933260925,
             2768.178281525,
             304.1702566,
             780.398180325,
             2719.746533,
             2697.8516390500004,
             1801.400704025,
             3000.0,
             331.7428584,
             1942.2300959000002,
             2776.823355725,
             2828.1090738000003,
             2230.081591375,
             1869.72776035,
             2610.5738819499998,
             2964.529101775,
             3000.0,
             2960.438486,
             2461.6613170749997,
             3000.0,
             2561.867565825,
             3000.0,
             3000.0,
             2441.471557975,
             2890.782956025,
             2633.310376875,
             1987.1615283499998,
             1987.1582440999998,
             2459.92280075,
             3000.0,
             2889.096944275,
             2838.003054525,
             366.758325925,
             2379.9761343,
             1987.177906,
             2958.650661525,
             2543.1573350500003,
             302.501988475,
             2578.347569525,
             3000.0,
             301.746286775,
             2666.6001681,
             3000.0,
             2833.63063445,
             2348.3247711,
             2812.5673516750003,
             2739.70277735,
             3000.0,
             3000.0,
             2845.321981225,
             299.471988775,
             3000.0,
             982.7779720249999,
             2644.54911065,
             2832.27071905,
             2775.5746683,
             303.41121022500005,
             3000.0,
             367.192214525,
             1621.7092065250001,
             2891.6705156999997,
             2850.9870421,
             2204.06697225,
             1836.8481672,
             2833.7434347,
             2938.972364,
             3000.0,
             2841.069833025,
             1584.564551175,
             842.3711881749999,
             2854.9911173,
             3000.0,
             773.8145062000001,
             2274.0380977,
             3000.0,
             2682.7777243,
             2895.48169135,
             3000.0,
             1920.731762575,
             2889.438909625,
             2616.7401026750003,
             2783.705617675,
             348.51086477499996,
             2497.0278048,
             3000.0,
             2583.2740343,
             2296.172413725,
             776.459843275,
             2854.52169155,
             3000.0,
             440.69900715,
             2833.34780055,
             3000.0,
             2889.4075801999998,
             2171.6973408249996,
             2561.9496621750004,
             2667.1443785,
             3000.0,
             3000.0,
             2944.6437047,
             343.062542375,
             3000.0,
             2666.0726994499996,
             1983.4776046,
             2612.072644925,
             2947.60053015,
             300.032850875,
             3000.0,
             299.36972045,
             300.223503975,
             2841.5507532750003,
             2944.20543915,
             2552.698622475,
             502.654667175,
             3000.0,
             2850.52099425,
             3000.0,
             2944.456549375,
             3000.0,
             648.7105274249999,
             2887.131689075,
             3000.0,
             320.1741556,
             2214.0881901,
             2905.7789705749997,
             2834.78499705,
             2863.95247005,
             3000.0,
             3000.0,
             2888.061857425,
             2776.156957425,
             2944.27578015,
             299.087706025,
             2739.6032063499997,
             3000.0,
             2897.2715959,
             2384.64870025,
             2944.507358025,
             2893.028253425,
             3000.0,
             368.570212,
             2265.53943655,
             3000.0,
             2900.99602685,
             2184.9274719,
             2391.06588255,
             3000.0,
             3000.0,
             1919.73106845,
             2690.42338865,
             299.08468272500005,
             3000.0,
             2215.3789376,
             2028.3113577000001,
             2665.644283675,
             2702.6535653,
             299.99406585,
             1920.66313715,
             299.14549275,
             1833.008411675,
             2808.830027925,
             2727.6393976500003,
             2215.2215738249997,
             1711.959586525,
             2722.656457825,
             2548.365429825,
             3000.0,
             2912.955793425,
             3000.0,
             367.16305905,
             2775.3864510999997,
             2787.2771248000004,
             2297.8684003000003,
             2329.875776475,
             2708.7319628,
             2739.592138525,
             2777.574675875,
             3000.0,
             3000.0,
             2944.997102725,
             2893.742624225,
             3000.0,
             299.18099889999996,
             2526.6176246,
             3000.0,
             2843.3080576750003,
             2367.562086775,
             2833.7918984499997,
             2944.552269325,
             3000.0,
             300.982231075,
             2777.338689075,
             3000.0,
             2944.6582893,
             2300.161187375,
             2784.479975625,
             2324.850808525,
             3000.0,
             2190.181812625,
             2635.0103173499997,
             434.4765848,
             3000.0,
             2215.815479925,
             2382.233864275,
             2832.6739128000004,
             2889.277384525,
             300.01815305,
             2189.9892255,
             299.152490275,
             3000.0,
             2699.4542413249997,
             2339.347045,
             2772.573429,
             2666.4115599,
             2722.62588835,
             2635.774757075,
             3000.0,
             2924.4369640500004,
             3000.0,
             705.27799285,
             2839.707757475,
             2777.350653725,
             2666.181832075,
             2387.6759271,
             2889.015094725,
             2888.7980436999997,
             715.468312675,
             3000.0,
             3000.0,
             3000.0,
             2894.71899295,
             2563.6820539,
             300.2178378,
             2720.40769915,
             3000.0,
             2876.5688628499997,
             2503.7398753499997,
             2653.030573025,
             2838.088198975,
             3000.0,
             439.75709652499995,
             2666.494349825,
             2723.0703093,
             2832.22402555,
             2491.139987375,
             2913.78723745,
             1717.1789873,
             3000.0,
             3000.0,
             643.835113925,
             368.003615975,
             3000.0,
             2452.801782775,
             1879.22139115,
             2887.667371175,
             2947.97267025,
             301.343616625,
             3000.0,
             299.06056097500004],
  'strategy': 1,
  'x': [23.9009478,
        23.903275,
        23.912173,
        23.9122228,
        23.9128526,
        23.9147458,
        23.918395,
        23.9196,
        23.928646,
        23.9391902,
        23.9437124,
        23.9566992,
        23.9614976,
        23.9663092,
        23.9693122,
        23.9731118,
        23.9833446,
        23.9836378,
        23.9870574,
        23.9924362,
        23.996382,
        23.9973232,
        23.9996386,
        23.999805,
        24.0004398,
        24.0036796,
        24.0042136,
        24.0105458,
        24.0115648,
        24.012856,
        24.014918,
        24.0165142,
        24.0248282,
        24.028131,
        24.029109,
        24.031698,
        24.0339532,
        24.0342056,
        24.0343842,
        24.0417878,
        24.0422806,
        24.0546028,
        24.0658284,
        24.066014,
        24.0728316,
        24.0752532,
        24.077713,
        24.0807096,
        24.0910486,
        24.0991956,
        31.9009478,
        31.903275,
        31.912173,
        31.9122228,
        31.9128526,
        31.9147458,
        31.918395,
        31.9196,
        31.928646,
        31.9391902,
        31.9437124,
        31.9566992,
        31.9614976,
        31.9663092,
        31.9693122,
        31.9731118,
        31.9833446,
        31.9836378,
        31.9870574,
        31.9924362,
        31.996382,
        31.9973232,
        31.9996386,
        31.999805,
        32.0004398,
        32.0036796,
        32.0042136,
        32.0105458,
        32.0115648,
        32.012856,
        32.014918,
        32.0165142,
        32.0248282,
        32.028131,
        32.029109,
        32.031698,
        32.0339532,
        32.0342056,
        32.0343842,
        32.0417878,
        32.0422806,
        32.0546028,
        32.0658284,
        32.066014,
        32.0728316,
        32.0752532,
        32.077713,
        32.0807096,
        32.0910486,
        32.0991956,
        39.9009478,
        39.903275,
        39.912173,
        39.9122228,
        39.9128526,
        39.9147458,
        39.918395,
        39.9196,
        39.928646,
        39.9391902,
        39.9437124,
        39.9566992,
        39.9614976,
        39.9663092,
        39.9693122,
        39.9731118,
        39.9833446,
        39.9836378,
        39.9870574,
        39.9924362,
        39.996382,
        39.9973232,
        39.9996386,
        39.999805,
        40.0004398,
        40.0036796,
        40.0042136,
        40.0105458,
        40.0115648,
        40.012856,
        40.014918,
        40.0165142,
        40.0248282,
        40.028131,
        40.029109,
        40.031698,
        40.0339532,
        40.0342056,
        40.0343842,
        40.0417878,
        40.0422806,
        40.0546028,
        40.0658284,
        40.066014,
        40.0728316,
        40.0752532,
        40.077713,
        40.0807096,
        40.0910486,
        40.0991956,
        47.9009478,
        47.903275,
        47.912173,
        47.9122228,
        47.9128526,
        47.9147458,
        47.918395,
        47.9196,
        47.928646,
        47.9391902,
        47.9437124,
        47.9566992,
        47.9614976,
        47.9663092,
        47.9693122,
        47.9731118,
        47.9833446,
        47.9836378,
        47.9870574,
        47.9924362,
        47.996382,
        47.9973232,
        47.9996386,
        47.999805,
        48.0004398,
        48.0036796,
        48.0042136,
        48.0105458,
        48.0115648,
        48.012856,
        48.014918,
        48.0165142,
        48.0248282,
        48.028131,
        48.029109,
        48.031698,
        48.0339532,
        48.0342056,
        48.0343842,
        48.0417878,
        48.0422806,
        48.0546028,
        48.0658284,
        48.066014,
        48.0728316,
        48.0752532,
        48.077713,
        48.0807096,
        48.0910486,
        48.0991956,
        55.9009478,
        55.903275,
        55.912173,
        55.9122228,
        55.9128526,
        55.9147458,
        55.918395,
        55.9196,
        55.928646,
        55.9391902,
        55.9437124,
        55.9566992,
        55.9614976,
        55.9663092,
        55.9693122,
        55.9731118,
        55.9833446,
        55.9836378,
        55.9870574,
        55.9924362,
        55.996382,
        55.9973232,
        55.9996386,
        55.999805,
        56.0004398,
        56.0036796,
        56.0042136,
        56.0105458,
        56.0115648,
        56.012856,
        56.014918,
        56.0165142,
        56.0248282,
        56.028131,
        56.029109,
        56.031698,
        56.0339532,
        56.0342056,
        56.0343842,
        56.0417878,
        56.0422806,
        56.0546028,
        56.0658284,
        56.066014,
        56.0728316,
        56.0752532,
        56.077713,
        56.0807096,
        56.0910486,
        56.0991956,
        63.9009478,
        63.903275,
        63.912173,
        63.9122228,
        63.9128526,
        63.9147458,
        63.918395,
        63.9196,
        63.928646,
        63.9391902,
        63.9437124,
        63.9566992,
        63.9614976,
        63.9663092,
        63.9693122,
        63.9731118,
        63.9833446,
        63.9836378,
        63.9870574,
        63.9924362,
        63.996382,
        63.9973232,
        63.9996386,
        63.999805,
        64.0004398,
        64.0036796,
        64.0042136,
        64.0105458,
        64.0115648,
        64.012856,
        64.014918,
        64.0165142,
        64.0248282,
        64.028131,
        64.029109,
        64.031698,
        64.0339532,
        64.0342056,
        64.0343842,
        64.0417878,
        64.0422806,
        64.0546028,
        64.0658284,
        64.066014,
        64.0728316,
        64.0752532,
        64.077713,
        64.0807096,
        64.0910486,
        64.0991956,
        71.9009478,
        71.903275,
        71.912173,
        71.9122228,
        71.9128526,
        71.9147458,
        71.918395,
        71.9196,
        71.928646,
        71.9391902,
        71.9437124,
        71.9566992,
        71.9614976,
        71.9663092,
        71.9693122,
        71.9731118,
        71.9833446,
        71.9836378,
        71.9870574,
        71.9924362,
        71.996382,
        71.9973232,
        71.9996386,
        71.999805,
        72.0004398,
        72.0036796,
        72.0042136,
        72.0105458,
        72.0115648,
        72.012856,
        72.014918,
        72.0165142,
        72.0248282,
        72.028131,
        72.029109,
        72.031698,
        72.0339532,
        72.0342056,
        72.0343842,
        72.0417878,
        72.0422806,
        72.0546028,
        72.0658284,
        72.066014,
        72.0728316,
        72.0752532,
        72.077713,
        72.0807096,
        72.0910486,
        72.0991956,
        79.9009478,
        79.903275,
        79.912173,
        79.9122228,
        79.9128526,
        79.9147458,
        79.918395,
        79.9196,
        79.928646,
        79.9391902,
        79.9437124,
        79.9566992,
        79.9614976,
        79.9663092,
        79.9693122,
        79.9731118,
        79.9833446,
        79.9836378,
        79.9870574,
        79.9924362,
        79.996382,
        79.9973232,
        79.9996386,
        79.999805,
        80.0004398,
        80.0036796,
        80.0042136,
        80.0105458,
        80.0115648,
        80.012856,
        80.014918,
        80.0165142,
        80.0248282,
        80.028131,
        80.029109,
        80.031698,
        80.0339532,
        80.0342056,
        80.0343842,
        80.0417878,
        80.0422806,
        80.0546028,
        80.0658284,
        80.066014,
        80.0728316,
        80.0752532,
        80.077713,
        80.0807096,
        80.0910486,
        80.0991956,
        87.9009478,
        87.903275,
        87.912173,
        87.9122228,
        87.9128526,
        87.9147458,
        87.918395,
        87.9196,
        87.928646,
        87.9391902,
        87.9437124,
        87.9566992,
        87.9614976,
        87.9663092,
        87.9693122,
        87.9731118,
        87.9833446,
        87.9836378,
        87.9870574,
        87.9924362,
        87.996382,
        87.9973232,
        87.9996386,
        87.999805,
        88.0004398,
        88.0036796,
        88.0042136,
        88.0105458,
        88.0115648,
        88.012856,
        88.014918,
        88.0165142,
        88.0248282,
        88.028131,
        88.029109,
        88.031698,
        88.0339532,
        88.0342056,
        88.0343842,
        88.0417878,
        88.0422806,
        88.0546028,
        88.0658284,
        88.066014,
        88.0728316,
        88.0752532,
        88.077713,
        88.0807096,
        88.0910486,
        88.0991956,
        95.9009478,
        95.903275,
        95.912173,
        95.9122228,
        95.9128526,
        95.9147458,
        95.918395,
        95.9196,
        95.928646,
        95.9391902,
        95.9437124,
        95.9566992,
        95.9614976,
        95.9663092,
        95.9693122,
        95.9731118,
        95.9833446,
        95.9836378,
        95.9870574,
        95.9924362,
        95.996382,
        95.9973232,
        95.9996386,
        95.999805,
        96.0004398,
        96.0036796,
        96.0042136,
        96.0105458,
        96.0115648,
        96.012856,
        96.014918,
        96.0165142,
        96.0248282,
        96.028131,
        96.029109,
        96.031698,
        96.0339532,
        96.0342056,
        96.0343842,
        96.0417878,
        96.0422806,
        96.0546028,
        96.0658284,
        96.066014,
        96.0728316,
        96.0752532,
        96.077713,
        96.0807096,
        96.0910486,
        96.0991956,
        103.9009478,
        103.903275,
        103.912173,
        103.9122228,
        103.9128526,
        103.9147458,
        103.918395,
        103.9196,
        103.928646,
        103.9391902,
        103.9437124,
        103.9566992,
        103.9614976,
        103.9663092,
        103.9693122,
        103.9731118,
        103.9833446,
        103.9836378,
        103.9870574,
        103.9924362,
        103.996382,
        103.9973232,
        103.9996386,
        103.999805,
        104.0004398,
        104.0036796,
        104.0042136,
        104.0105458,
        104.0115648,
        104.012856,
        104.014918,
        104.0165142,
        104.0248282,
        104.028131,
        104.029109,
        104.031698,
        104.0339532,
        104.0342056,
        104.0343842,
        104.0417878,
        104.0422806,
        104.0546028,
        104.0658284,
        104.066014,
        104.0728316,
        104.0752532,
        104.077713,
        104.0807096,
        104.0910486,
        104.0991956,
        111.9009478,
        111.903275,
        111.912173,
        111.9122228,
        111.9128526,
        111.9147458,
        111.918395,
        111.9196,
        111.928646,
        111.9391902,
        111.9437124,
        111.9566992,
        111.9614976,
        111.9663092,
        111.9693122,
        111.9731118,
        111.9833446,
        111.9836378,
        111.9870574,
        111.9924362,
        111.996382,
        111.9973232,
        111.9996386,
        111.999805,
        112.0004398,
        112.0036796,
        112.0042136,
        112.0105458,
        112.0115648,
        112.012856,
        112.014918,
        112.0165142,
        112.0248282,
        112.028131,
        112.029109,
        112.031698,
        112.0339532,
        112.0342056,
        112.0343842,
        112.0417878,
        112.0422806,
        112.0546028,
        112.0658284,
        112.066014,
        112.0728316,
        112.0752532,
        112.077713,
        112.0807096,
        112.0910486,
        112.0991956,
        119.9009478,
        119.903275,
        119.912173,
        119.9122228,
        119.9128526,
        119.9147458,
        119.918395,
        119.9196,
        119.928646,
        119.9391902,
        119.9437124,
        119.9566992,
        119.9614976,
        119.9663092,
        119.9693122,
        119.9731118,
        119.9833446,
        119.9836378,
        119.9870574,
        119.9924362,
        119.996382,
        119.9973232,
        119.9996386,
        119.999805,
        120.0004398,
        120.0036796,
        120.0042136,
        120.0105458,
        120.0115648,
        120.012856,
        120.014918,
        120.0165142,
        120.0248282,
        120.028131,
        120.029109,
        120.031698,
        120.0339532,
        120.0342056,
        120.0343842,
        120.0417878,
        120.0422806,
        120.0546028,
        120.0658284,
        120.066014,
        120.0728316,
        120.0752532,
        120.077713,
        120.0807096,
        120.0910486,
        120.0991956,
        127.9009478,
        127.903275,
        127.912173,
        127.9122228,
        127.9128526,
        127.9147458,
        127.918395,
        127.9196,
        127.928646,
        127.9391902,
        127.9437124,
        127.9566992,
        127.9614976,
        127.9663092,
        127.9693122,
        127.9731118,
        127.9833446,
        127.9836378,
        127.9870574,
        127.9924362,
        127.996382,
        127.9973232,
        127.9996386,
        127.999805,
        128.0004398,
        128.0036796,
        128.0042136,
        128.0105458,
        128.0115648,
        128.012856,
        128.014918,
        128.0165142,
        128.0248282,
        128.028131,
        128.029109,
        128.031698,
        128.0339532,
        128.0342056,
        128.0343842,
        128.0417878,
        128.0422806,
        128.0546028,
        128.0658284,
        128.066014,
        128.0728316,
        128.0752532,
        128.077713,
        128.0807096,
        128.0910486,
        128.0991956,
        135.9009478,
        135.903275,
        135.912173,
        135.9122228,
        135.9128526,
        135.9147458,
        135.918395,
        135.9196,
        135.928646,
        135.9391902,
        135.9437124,
        135.9566992,
        135.9614976,
        135.9663092,
        135.9693122,
        135.9731118,
        135.9833446,
        135.9836378,
        135.9870574,
        135.9924362,
        135.996382,
        135.9973232,
        135.9996386,
        135.999805,
        136.0004398,
        136.0036796,
        136.0042136,
        136.0105458,
        136.0115648,
        136.012856,
        136.014918,
        136.0165142,
        136.0248282,
        136.028131,
        136.029109,
        136.031698,
        136.0339532,
        136.0342056,
        136.0343842,
        136.0417878,
        136.0422806,
        136.0546028,
        136.0658284,
        136.066014,
        136.0728316,
        136.0752532,
        136.077713,
        136.0807096,
        136.0910486,
        136.0991956]},
 {'group_counts': [40,
                   40,
                   40,
                   40,
                   40,
                   40,
                   40,
                   40,
                   40,
                   40,
                   40,
                   40,
                   40,
                   40,
                   40,
                   40,
                   40,
                   40,
                   40,
                   40,
                   40,
                   40,
                   40,
                   40,
                   40,
                   40,
                   40,
                   40,
                   40,
                   40,
                   40,
                   40,
                   40,
                   40,
                   40,
                   40,
                   40,
                   40,
                   40,
                   40,
                   40,
                   40,
                   40,
                   40,
                   40,
                   40,
                   40,
                   40,
                   40,
                   40,
                   40,
                   40,
                   40,
                   40,
                   40,
                   40,
                   40,
                   40,
                   40,
                   40,
                   40,
                   40,
                   40,
                   40,
                   40,
                   40,
                   40,
                   40,
                   40,
                   40,
                   40,
                   40,
                   40,
                   40,
                   40,
                   40,
                   40,
                   40,
                   40,
                   40,
                   40,
                   40,
                   40,
                   40,
                   40,
                   40,
                   40,
                   40,
                   40,
                   40,
                   40,
                   40,
                   40,
                   40,
                   40,
                   40,
                   40,
                   40,
                   40,
                   40,
                   40,
                   40,
                   40,
                   40,
                   40,
                   40,
                   40,
                   40,
                   40,
                   40,
                   40,
                   40,
                   40,
                   40,
                   40,
                   40,
                   40,
                   40,
                   40,
                   40,
                   40,
                   40,
                   40,
                   40,
                   40,
                   40,
                   40,
                   40,
                   40,
                   40,
                   40,
                   40,
                   40,
                   40,
                   40,
                   40,
                   40,
                   40,
                   40,
                   40,
                   40,
                   40,
                   40,
                   40,
                   40,
                   40,
                   40,
                   40,
                   40,
                   40,
                   40,
                   40,
                   40,
                   40,
                   40,
                   40,
                   40,
                   40,
                   40,
                   40,
                   40,
                   40,
                   40,
                   40,
                   40,
                   40,
                   40,
                   40,
                   40,
                   40,
                   40,
                   40,
                   40,
                   40,
                   40,
                   40,
                   40,
                   40,
                   40,
                   40,
                   40,
                   40,
                   40,
                   40,
                   40,
                   40,
                   40,
                   40,
                   40,
                   40,
                   40,
                   40,
                   40,
                   40,
                   40,
                   40,
                   40,
                   40,
                   40,
                   40,
                   40,
                   40,
                   40,
                   40,
                   40,
                   40,
                   40,
                   40,
                   40,
                   40,
                   40,
                   40,
                   40,
                   40,
                   40,
                   40,
                   40,
                   40,
                   40,
                   40,
                   40,
                   40,
                   40,
                   40,
                   40,
                   40,
                   40,
                   40,
                   40,
                   40,
                   40,
                   40,
                   40,
                   40,
                   40,
                   40,
                   40,
                   40,
                   40,
                   40,
                   40,
                   40,
                   40,
                   40,
                   40,
                   40,
                   40,
                   40,
                   40,
                   40,
                   40,
                   40,
                   40,
                   40,
                   40,
                   40,
                   40,
                   40,
                   40,
                   40,
                   40,
                   40,
                   40,
                   40,
                   40,
                   40,
                   40,
                   40,
                   40,
                   40,
                   40,
                   40,
                   40,
                   40,
                   40,
                   40,
                   40,
                   40,
                   40,
                   40,
                   40,
                   40,
                   40,
                   40,
                   40,
                   40,
                   40,
                   40,
                   40,
                   40,
                   40,
                   40,
                   40,
                   40,
                   40,
                   40,
                   40,
                   40,
                   40,
                   40,
                   40,
                   40,
                   40,
                   40,
                   40,
                   40,
                   40,
                   40,
                   40,
                   40,
                   40,
                   40,
                   40,
                   40,
                   40,
                   40,
                   40,
                   40,
                   40,
                   40,
                   40,
                   40,
                   40,
                   40,
                   40,
                   40,
                   40,
                   40,
                   40,
                   40,
                   40,
                   40,
                   40,
                   40,
                   40,
                   40,
                   40,
                   40,
                   40,
                   40,
                   40,
                   40,
                   40,
                   40,
                   40,
                   40,
                   40,
                   40,
                   40,
                   40,
                   40,
                   40,
                   40,
                   40,
                   40,
                   40,
                   40,
                   40,
                   40,
                   40,
                   40,
                   40,
                   40,
                   40,
                   40,
                   40,
                   40,
                   40,
                   40,
                   40,
                   40,
                   40,
                   40,
                   40,
                   40,
                   40,
                   40,
                   40,
                   40,
                   40,
                   40,
                   40,
                   40,
                   40,
                   40,
                   40,
                   40,
                   40,
                   40,
                   40,
                   40,
                   40,
                   40,
                   40,
                   40,
                   40,
                   40,
                   40,
                   40,
                   40,
                   40,
                   40,
                   40,
                   40,
                   40,
                   40,
                   40,
                   40,
                   40,
                   40,
                   40,
                   40,
                   40,
                   40,
                   40,
                   40,
                   40,
                   40,
                   40,
                   40,
                   40,
                   40,
                   40,
                   40,
                   40,
                   40,
                   40,
                   40,
                   40,
                   40,
                   40,
                   40,
                   40,
                   40,
                   40,
                   40,
                   40,
                   40,
                   40,
                   40,
                   40,
                   40,
                   40,
                   40,
                   40,
                   40,
                   40,
                   40,
                   40,
                   40,
                   40,
                   40,
                   40,
                   40,
                   40,
                   40,
                   40,
                   40,
                   40,
                   40,
                   40,
                   40,
                   40,
                   40,
                   40,
                   40,
                   40,
                   40,
                   40,
                   40,
                   40,
                   40,
                   40,
                   40,
                   40,
                   40,
                   40,
                   40,
                   40,
                   40,
                   40,
                   40,
                   40,
                   40,
                   40,
                   40,
                   40,
                   40,
                   40,
                   40,
                   40,
                   40,
                   40,
                   40,
                   40,
                   40,
                   40,
                   40,
                   40,
                   40,
                   40,
                   40,
                   40,
                   40,
                   40,
                   40,
                   40,
                   40,
                   40,
                   40,
                   40,
                   40,
                   40,
                   40,
                   40,
                   40,
                   40,
                   40,
                   40,
                   40,
                   40,
                   40,
                   40,
                   40,
                   40,
                   40,
                   40,
                   40,
                   40,
                   40,
                   40,
                   40,
                   40,
                   40,
                   40,
                   40,
                   40,
                   40,
                   40,
                   40,
                   40,
                   40,
                   40,
                   40,
                   40,
                   40,
                   40,
                   40,
                   40,
                   40,
                   40,
                   40,
                   40,
                   40,
                   40,
                   40,
                   40,
                   40,
                   40,
                   40,
                   40,
                   40,
                   40,
                   40,
                   40,
                   40,
                   40,
                   40,
                   40,
                   40,
                   40,
                   40,
                   40,
                   40,
                   40,
                   40,
                   40,
                   40,
                   40,
                   40,
                   40,
                   40,
                   40,
                   40,
                   40,
                   40,
                   40,
                   40,
                   40,
                   40,
                   40,
                   40,
                   40,
                   40,
                   40,
                   40,
                   40,
                   40,
                   40,
                   40,
                   40,
                   40,
                   40,
                   40,
                   40,
                   40,
                   40,
                   40,
                   40,
                   40,
                   40,
                   40,
                   40,
                   40,
                   40,
                   40,
                   40,
                   40,
                   40,
                   40,
                   40,
                   40,
                   40,
                   40,
                   40,
                   40,
                   40,
                   40,
                   40,
                   40,
                   40,
                   40,
                   40,
                   40,
                   40,
                   40,
                   40,
                   40,
                   40,
                   40,
                   40,
                   40,
                   40,
                   40,
                   40,
                   40,
                   40,
                   40,
                   40,
                   40,
                   40,
                   40,
                   40,
                   40,
                   40,
                   40,
                   40,
                   40,
                   40,
                   40,
                   40,
                   40,
                   40,
                   40,
                   40,
                   40,
                   40,
                   40,
                   40,
                   40,
                   40,
                   40,
                   40,
                   40,
                   40,
                   40,
                   40,
                   40,
                   40,
                   40,
                   40,
                   40,
                   40,
                   40,
                   40,
                   40,
                   40,
                   40,
                   40,
                   40,
                   40,
                   40,
                   40,
                   40,
                   40,
                   40,
                   40,
                   40,
                   40,
                   40,
                   40,
                   40,
                   40,
                   40,
                   40,
                   40,
                   40,
                   40,
                   40,
                   40,
                   40,
                   40,
                   40,
                   40,
                   40,
                   40,
                   40,
                   40,
                   40,
                   40,
                   40,
                   40,
                   40,
                   40,
                   40,
                   40,
                   40,
                   40,
                   40,
                   40,
                   40,
                   40,
                   40,
                   40,
                   40,
                   40,
                   40,
                   40,
                   40,
                   40,
                   40,
                   40,
                   40,
                   40,
                   40,
                   40,
                   40,
                   40,
                   40,
                   40],
  'rtt_ms': [2104.04853955,
             1910.12226025,
             2064.8541739,
             1989.300938075,
             2600.777813525,
             1871.638290525,
             1649.430722725,
             300.07055575,
             299.070432275,
             2265.14751245,
             2418.953196675,
             3000.0,
             2681.524275625,
             2196.948079075,
             316.894906425,
             2672.2650940500002,
             2234.0450397,
             2932.523835625,
             299.4390536,
             1735.0642884249999,
             3000.0,
             2103.2842229000003,
             2222.4149218000002,
             3000.0,
             2272.431342825,
             307.61515744999997,
             1535.186591575,
             317.30535844999997,
             2045.8225117,
             3000.0,
             2273.634125675,
             2123.856913825,
             299.73087485,
             2450.603053925,
             3000.0,
             2151.806528375,
             2039.418337975,
             1846.275454225,
             2773.363811,
             2367.305970225,
             1805.3377154500001,
             2123.9227868,
             2195.896293725,
             327.0061075,
             2105.766197625,
             2560.070815125,
             2463.5675984,
             2708.676568075,
             2301.5797506500003,
             3000.0,
             730.40479745,
             1941.33519235,
             2102.476822325,
             2001.972428175,
             850.980665275,
             2392.062162375,
             1985.8147843,
             299.679497,
             299.008822,
             2286.7724639499997,
             2607.11870735,
             3000.0,
             2729.033862325,
             2388.042663525,
             306.8970119,
             2672.98086405,
             2677.425252575,
             3000.0,
             299.775238425,
             2164.27345005,
             3000.0,
             2445.980760225,
             2152.3875396999997,
             3000.0,
             2170.81465795,
             299.23661365,
             2104.400350875,
             308.681890825,
             618.1160058500001,
             1045.171266175,
             2498.8442343,
             3000.0,
             299.94361817500004,
             2888.1040241,
             3000.0,
             2383.5344172249997,
             2544.853471925,
             2260.1707076750004,
             2666.221087675,
             2777.2365956500003,
             2024.5175665,
             3000.0,
             2512.7088933249997,
             1708.18741435,
             2161.6413638000004,
             2466.6244751500003,
             2674.408172775,
             2565.4117140500002,
             2833.6035597249997,
             3000.0,
             300.72750585,
             2387.699795425,
             2468.7963013000003,
             2595.933763875,
             301.330601575,
             2447.25518385,
             2271.6113673249997,
             299.890938775,
             300.45885169999997,
             2658.0636691,
             2386.4046336750002,
             3000.0,
             2678.27649025,
             2954.5099359250003,
             300.33528989999996,
             2798.2840521750004,
             2473.89704475,
             3000.0,
             299.036981625,
             2333.0194963000004,
             3000.0,
             2222.274698625,
             2576.7562401,
             3000.0,
             1877.875691125,
             303.6405105,
             2039.510816675,
             312.49593505,
             504.302194775,
             3000.0,
             2691.5479680999997,
             3000.0,
             299.067921425,
             2567.0162098,
             3000.0,
             2276.1320641750003,
             2700.4050616,
             2675.24177565,
             2666.19351575,
             1515.2671280499999,
             1873.5676308,
             3000.0,
             2533.18511665,
             2277.297652975,
             2449.8107436,
             2740.694243075,
             2505.025900775,
             2444.035308125,
             1115.353042175,
             3000.0,
             1165.6110067,
             2276.62226695,
             2331.004751125,
             2399.721922075,
             2255.6150359000003,
             2460.420804925,
             2043.857958875,
             640.088769275,
             930.2217017749999,
             2494.805833475,
             2500.6670805,
             3000.0,
             2954.689631025,
             3000.0,
             573.323602025,
             2550.817356575,
             1938.9605367249999,
             3000.0,
             774.6148353,
             2104.938285325,
             3000.0,
             2620.547339,
             2780.8649513249998,
             3000.0,
             2610.5009158000003,
             306.55561645,
             2271.416909125,
             812.3810624,
             2887.748476375,
             3000.0,
             2465.926214325,
             3000.0,
             302.162062875,
             2269.4345737,
             3000.0,
             2449.52239235,
             2587.585342675,
             2110.4465672,
             2663.41989535,
             2595.088634175,
             2103.757399525,
             3000.0,
             2156.6388690500003,
             2728.879568675,
             2944.3640341,
             2712.8684392249997,
             2494.11792625,
             2564.759910125,
             3000.0,
             3000.0,
             1761.866720275,
             2245.914338825,
             2343.63658315,
             2030.463492125,
             1823.64079505,
             2739.417002475,
             2666.762620625,
             2956.25147595,
             2942.8043098000003,
             2565.8585726750002,
             2379.724379775,
             2932.565542475,
             3000.0,
             2457.962068375,
             2723.928892025,
             2345.812378,
             2277.12780845,
             3000.0,
             2459.45792225,
             2437.9902394,
             1853.183847225,
             2329.399245175,
             2611.041743375,
             3000.0,
             2722.085764625,
             2866.873319075,
             2010.632830175,
             2397.156002725,
             3000.0,
             3000.0,
             2944.073464225,
             3000.0,
             2525.01451855,
             2101.4895214000003,
             2865.823140475,
             2575.0902735,
             2441.28025445,
             2553.0773753249996,
             2174.793703125,
             3000.0,
             2451.203705675,
             3000.0,
             2551.401206525,
             2165.5248735749997,
             369.576317875,
             2727.3256414499997,
             2503.739009775,
             1888.0380073499998,
             3000.0,
             1042.95125495,
             2845.6741828249997,
             2622.384403225,
             2456.84126315,
             302.13917172500004,
             2789.5562859,
             2316.0086787,
             2662.4224875500004,
             2396.8711604,
             2345.7326028499997,
             2577.184440875,
             2043.841285075,
             2730.012520225,
             3000.0,
             3000.0,
             2148.71957595,
             2322.1759461750003,
             2374.6743308,
             3000.0,
             300.843488675,
             1998.911519425,
             2259.4935789749998,
             2798.3284497,
             2550.159389,
             3000.0,
             2487.781747225,
             784.475873175,
             2705.40577125,
             2497.8867741,
             3000.0,
             3000.0,
             2617.2962276,
             3000.0,
             2246.8515859,
             2064.085444825,
             2730.19361355,
             1878.9659328,
             2729.469699525,
             2268.6596116,
             2639.081313625,
             3000.0,
             2855.9808675,
             3000.0,
             2310.493951475,
             301.06520735000004,
             327.04830369999996,
             2519.803098825,
             1699.588332025,
             2235.2209111999996,
             3000.0,
             299.0188199,
             2257.8206579499997,
             2487.841319475,
             2495.3545877750003,
             301.70660877499995,
             2324.8680057750003,
             1552.57997795,
             2765.5083759,
             2438.938337825,
             1935.010552575,
             2081.2345132,
             2454.272515625,
             3000.0,
             3000.0,
             3000.0,
             2163.7715249499997,
             2608.097462575,
             2350.5181419250002,
             3000.0,
             299.17734364999995,
             3000.0,
             2841.0583097,
             2596.905662275,
             2153.774869275,
             3000.0,
             2403.3378970999997,
             299.04031345,
             2568.5272124000003,
             2470.66193575,
             3000.0,
             3000.0,
             2251.191058375,
             3000.0,
             2260.50078035,
             2736.4391759,
             3000.0,
             2614.065837225,
             2583.763566,
             2327.623134825,
             2559.0728229499996,
             3000.0,
             2733.076991075,
             3000.0,
             2574.51251935,
             299.81808125,
             300.00650444999997,
             2221.0234816750003,
             2285.569988325,
             2163.6299566750004,
             3000.0,
             299.04489782499996,
             1785.137251425,
             2273.84279155,
             2131.5009876500003,
             301.714861,
             1784.865367225,
             1793.513310975,
             3000.0,
             1827.000619,
             2184.701794375,
             1429.0802215,
             3000.0,
             3000.0,
             3000.0,
             3000.0,
             1714.1000551500001,
             2331.85148225,
             2564.809372,
             3000.0,
             308.922907575,
             3000.0,
             3000.0,
             2508.88922115,
             2268.10580565,
             3000.0,
             1911.513948275,
             300.453690175,
             2775.6080814,
             2374.22716815,
             2596.17861065,
             3000.0,
             2294.588815125,
             3000.0,
             2346.21395525,
             3000.0,
             3000.0,
             1818.6698242999998,
             2044.0432160750001,
             2271.835880825,
             2446.9923014250003,
             3000.0,
             3000.0,
             3000.0,
             2415.662111425,
             302.197327475,
             301.48808755,
             2501.0172031750003,
             2376.385210925,
             2132.988962325,
             3000.0,
             299.026934,
             974.960992125,
             2331.2718843499997,
             2234.966644625,
             301.67418657499996,
             974.5432626749999,
             1641.268868775,
             3000.0,
             2065.452204275,
             2125.386835,
             1806.454275975,
             3000.0,
             3000.0,
             2888.269423175,
             3000.0,
             2080.17983045,
             2387.0692166999997,
             2443.1125640749997,
             3000.0,
             299.1887433,
             3000.0,
             3000.0,
             3000.0,
             1653.84249155,
             3000.0,
             2502.1535178000004,
             299.0870056,
             3000.0,
             2059.9388306,
             3000.0,
             3000.0,
             2264.734709025,
             3000.0,
             2006.4409125250002,
             2776.656849,
             3000.0,
             2150.9216974250003,
             3000.0,
             2276.49331625,
             2383.90723655,
             3000.0,
             3000.0,
             3000.0,
             2607.353037375,
             299.585781775,
             300.54148610000004,
             2275.665593,
             1952.414179875,
             2058.2425442999997,
             3000.0,
             299.028180925,
             300.56012772500003,
             2436.4312144749997,
             2688.1668249,
             514.13387095,
             299.466693525,
             2353.32315015,
             2397.295943275,
             2325.5253328249996,
             2447.2531233,
             2523.282820025,
             2699.536916125,
             2677.5359056750003,
             2596.2659615,
             1958.8622617750002,
             1597.131087175,
             2665.32380435,
             2433.9526825,
             2054.652369625,
             299.0440816,
             2897.310274475,
             2678.115766275,
             2625.308536775,
             2638.18611845,
             2124.2131386,
             2648.7314400500004,
             299.153714075,
             2813.63449655,
             2301.8899330749996,
             2124.741322275,
             2505.0050561999997,
             2458.699435575,
             1315.889235775,
             2558.16372445,
             2893.0590948249996,
             2487.1214661,
             2712.3458105,
             1766.18376775,
             2614.8847372249998,
             2560.586030025,
             3000.0,
             2531.727639975,
             1311.901675325,
             2436.7244115999997,
             303.789864525,
             368.9916402,
             2504.50703775,
             2379.3353615749998,
             1358.864282325,
             3000.0,
             309.95926894999997,
             1808.2159969749998,
             2451.39172865,
             2381.292176725,
             2771.364742875,
             1355.990103875,
             3000.0,
             2780.4694719,
             2163.082773525,
             2028.27210065,
             2460.756898375,
             1931.279684825,
             2284.179152,
             3000.0,
             2267.893471075,
             1880.1663694249999,
             2948.4574616,
             2720.24434545,
             1987.1664081,
             1987.1457302249999,
             2460.0037414000003,
             2780.6436354250004,
             2331.2383851,
             2943.8792768000003,
             301.543611925,
             3000.0,
             1987.1581643,
             2605.515393275,
             2293.2587378000003,
             323.260549625,
             2250.9768252,
             2060.4763077000002,
             301.80937975,
             2556.4479264250003,
             2950.718411925,
             2627.89965915,
             2234.5912645999997,
             2433.368821475,
             2190.5008835,
             2329.55766595,
             3000.0,
             2508.31534935,
             300.23560345,
             2606.50441595,
             796.5166067,
             2099.9409736,
             2498.0143628,
             2355.999914925,
             302.848365775,
             3000.0,
             299.332580925,
             1723.85475355,
             2574.392448175,
             2451.562423975,
             3000.0,
             1751.858025425,
             3000.0,
             2636.85653045,
             2047.38253015,
             2335.55856035,
             1585.2787192249998,
             464.19705722500004,
             2820.072842425,
             2749.7047500500003,
             708.29220535,
             1538.650579225,
             2722.6614914250003,
             2497.9748943249997,
             2775.9224765999998,
             3000.0,
             1582.887718925,
             2782.047234325,
             2329.274026425,
             2508.2161493249996,
             309.80358782499997,
             2284.5943251500003,
             3000.0,
             1949.1827621,
             1663.20009775,
             648.67755955,
             2578.20143725,
             2101.27735225,
             307.42095689999996,
             2049.8813632,
             2893.05523335,
             2365.572282175,
             1783.6300682249998,
             1962.32800705,
             2269.77681945,
             2270.4807038249996,
             3000.0,
             2497.443393825,
             308.90598945,
             2609.9055841,
             2216.4210464499997,
             1808.2654761,
             2332.21236275,
             2608.2766331999997,
             300.8709021,
             3000.0,
             299.09396119999997,
             300.1704593,
             2797.3074588000004,
             2610.375972325,
             3000.0,
             300.89062067500004,
             3000.0,
             2835.443394075,
             2050.34800915,
             2574.410162575,
             3000.0,
             299.365774775,
             2803.453866325,
             2609.4355368,
             299.97763997500005,
             1932.48829185,
             2796.051566825,
             2457.38334225,
             2313.363836025,
             3000.0,
             3000.0,
             2665.4476684,
             2553.410007875,
             2629.510326425,
             299.081475925,
             2496.489025675,
             3000.0,
             2470.81629805,
             1342.5900984749999,
             2696.9422296999996,
             2296.1495066999996,
             2275.2685791,
             301.39958614999995,
             2047.8747220750001,
             2945.6217881,
             2641.22799375,
             2277.3825074499996,
             2006.0433004000001,
             2794.009065125,
             2666.2251724000002,
             1919.6892076,
             2270.8432718000004,
             299.062554075,
             2719.544724625,
             2160.3028535500002,
             1927.56614385,
             2217.750279925,
             2717.6466911750003,
             299.99848285,
             1919.77249065,
             299.204971225,
             1839.2036133,
             2892.0643388000003,
             2727.97977475,
             3000.0,
             1552.2419955999999,
             3000.0,
             2721.045681225,
             1599.482492325,
             2665.155887475,
             3000.0,
             313.494607,
             2571.891339375,
             2578.46985035,
             1556.40430095,
             2105.0265184,
             2575.66661425,
             2776.7037094,
             2272.299107525,
             3000.0,
             3000.0,
             2675.4690309000002,
             2601.6243464,
             2725.4728669,
             300.795258725,
             1961.30239,
             3000.0,
             2283.47191785,
             1310.4249794749999,
             2668.39879475,
             2386.5144513249998,
             2275.39678185,
             300.99937875,
             2155.6509489,
             2671.91432785,
             2462.7213051500003,
             2416.04308515,
             2730.906752625,
             2324.749054,
             2380.8083805250003,
             2189.90684865,
             1495.281175175,
             299.370242325,
             2778.115511475,
             1768.074343125,
             1709.59545395,
             2276.0077605,
             2719.878095125,
             300.02560839999995,
             2190.81720615,
             299.25242595,
             2383.9204188000003,
             2341.954427125,
             2831.0224323,
             2331.6756951999996,
             2049.63077165,
             3000.0,
             2330.9147877,
             2273.2507935999997,
             2670.3749829000003,
             3000.0,
             300.044813075,
             2483.24972415,
             2135.497275075,
             2271.53919485,
             2330.85412705,
             2687.446215,
             2664.6793769250003,
             319.070402325,
             3000.0,
             3000.0,
             2574.607460625,
             2268.34820885,
             2439.5533807750003,
             300.484284775,
             2348.4486485,
             3000.0,
             2390.0264424499996,
             2273.694792025,
             2158.969281075,
             2558.2579303,
             1941.889460775,
             302.58093135,
             2609.40831445,
             2495.506583075,
             2671.9140791,
             2202.701348,
             2676.3837361,
             1717.09115795,
             2420.743726625,
             2888.025482475,
             514.8181638249999,
             300.4559299,
             2663.700303325,
             1302.5587924000001,
             1704.000383875,
             2384.6923522750003,
             2811.8835394000002,
             300.40596295,
             2672.584190375,
             299.02659132499997],
  'strategy': 2,
  'x': [23.9009478,
        23.903275,
        23.912173,
        23.9122228,
        23.9128526,
        23.9147458,
        23.918395,
        23.9196,
        23.928646,
        23.9391902,
        23.9437124,
        23.9566992,
        23.9614976,
        23.9663092,
        23.9693122,
        23.9731118,
        23.9833446,
        23.9836378,
        23.9870574,
        23.9924362,
        23.996382,
        23.9973232,
        23.9996386,
        23.999805,
        24.0004398,
        24.0036796,
        24.0042136,
        24.0105458,
        24.0115648,
        24.012856,
        24.014918,
        24.0165142,
        24.0248282,
        24.028131,
        24.029109,
        24.031698,
        24.0339532,
        24.0342056,
        24.0343842,
        24.0417878,
        24.0422806,
        24.0546028,
        24.0658284,
        24.066014,
        24.0728316,
        24.0752532,
        24.077713,
        24.0807096,
        24.0910486,
        24.0991956,
        31.9009478,
        31.903275,
        31.912173,
        31.9122228,
        31.9128526,
        31.9147458,
        31.918395,
        31.9196,
        31.928646,
        31.9391902,
        31.9437124,
        31.9566992,
        31.9614976,
        31.9663092,
        31.9693122,
        31.9731118,
        31.9833446,
        31.9836378,
        31.9870574,
        31.9924362,
        31.996382,
        31.9973232,
        31.9996386,
        31.999805,
        32.0004398,
        32.0036796,
        32.0042136,
        32.0105458,
        32.0115648,
        32.012856,
        32.014918,
        32.0165142,
        32.0248282,
        32.028131,
        32.029109,
        32.031698,
        32.0339532,
        32.0342056,
        32.0343842,
        32.0417878,
        32.0422806,
        32.0546028,
        32.0658284,
        32.066014,
        32.0728316,
        32.0752532,
        32.077713,
        32.0807096,
        32.0910486,
        32.0991956,
        39.9009478,
        39.903275,
        39.912173,
        39.9122228,
        39.9128526,
        39.9147458,
        39.918395,
        39.9196,
        39.928646,
        39.9391902,
        39.9437124,
        39.9566992,
        39.9614976,
        39.9663092,
        39.9693122,
        39.9731118,
        39.9833446,
        39.9836378,
        39.9870574,
        39.9924362,
        39.996382,
        39.9973232,
        39.9996386,
        39.999805,
        40.0004398,
        40.0036796,
        40.0042136,
        40.0105458,
        40.0115648,
        40.012856,
        40.014918,
        40.0165142,
        40.0248282,
        40.028131,
        40.029109,
        40.031698,
        40.0339532,
        40.0342056,
        40.0343842,
        40.0417878,
        40.0422806,
        40.0546028,
        40.0658284,
        40.066014,
        40.0728316,
        40.0752532,
        40.077713,
        40.0807096,
        40.0910486,
        40.0991956,
        47.9009478,
        47.903275,
        47.912173,
        47.9122228,
        47.9128526,
        47.9147458,
        47.918395,
        47.9196,
        47.928646,
        47.9391902,
        47.9437124,
        47.9566992,
        47.9614976,
        47.9663092,
        47.9693122,
        47.9731118,
        47.9833446,
        47.9836378,
        47.9870574,
        47.9924362,
        47.996382,
        47.9973232,
        47.9996386,
        47.999805,
        48.0004398,
        48.0036796,
        48.0042136,
        48.0105458,
        48.0115648,
        48.012856,
        48.014918,
        48.0165142,
        48.0248282,
        48.028131,
        48.029109,
        48.031698,
        48.0339532,
        48.0342056,
        48.0343842,
        48.0417878,
        48.0422806,
        48.0546028,
        48.0658284,
        48.066014,
        48.0728316,
        48.0752532,
        48.077713,
        48.0807096,
        48.0910486,
        48.0991956,
        55.9009478,
        55.903275,
        55.912173,
        55.9122228,
        55.9128526,
        55.9147458,
        55.918395,
        55.9196,
        55.928646,
        55.9391902,
        55.9437124,
        55.9566992,
        55.9614976,
        55.9663092,
        55.9693122,
        55.9731118,
        55.9833446,
        55.9836378,
        55.9870574,
        55.9924362,
        55.996382,
        55.9973232,
        55.9996386,
        55.999805,
        56.0004398,
        56.0036796,
        56.0042136,
        56.0105458,
        56.0115648,
        56.012856,
        56.014918,
        56.0165142,
        56.0248282,
        56.028131,
        56.029109,
        56.031698,
        56.0339532,
        56.0342056,
        56.0343842,
        56.0417878,
        56.0422806,
        56.0546028,
        56.0658284,
        56.066014,
        56.0728316,
        56.0752532,
        56.077713,
        56.0807096,
        56.0910486,
        56.0991956,
        63.9009478,
        63.903275,
        63.912173,
        63.9122228,
        63.9128526,
        63.9147458,
        63.918395,
        63.9196,
        63.928646,
        63.9391902,
        63.9437124,
        63.9566992,
        63.9614976,
        63.9663092,
        63.9693122,
        63.9731118,
        63.9833446,
        63.9836378,
        63.9870574,
        63.9924362,
        63.996382,
        63.9973232,
        63.9996386,
        63.999805,
        64.0004398,
        64.0036796,
        64.0042136,
        64.0105458,
        64.0115648,
        64.012856,
        64.014918,
        64.0165142,
        64.0248282,
        64.028131,
        64.029109,
        64.031698,
        64.0339532,
        64.0342056,
        64.0343842,
        64.0417878,
        64.0422806,
        64.0546028,
        64.0658284,
        64.066014,
        64.0728316,
        64.0752532,
        64.077713,
        64.0807096,
        64.0910486,
        64.0991956,
        71.9009478,
        71.903275,
        71.912173,
        71.9122228,
        71.9128526,
        71.9147458,
        71.918395,
        71.9196,
        71.928646,
        71.9391902,
        71.9437124,
        71.9566992,
        71.9614976,
        71.9663092,
        71.9693122,
        71.9731118,
        71.9833446,
        71.9836378,
        71.9870574,
        71.9924362,
        71.996382,
        71.9973232,
        71.9996386,
        71.999805,
        72.0004398,
        72.0036796,
        72.0042136,
        72.0105458,
        72.0115648,
        72.012856,
        72.014918,
        72.0165142,
        72.0248282,
        72.028131,
        72.029109,
        72.031698,
        72.0339532,
        72.0342056,
        72.0343842,
        72.0417878,
        72.0422806,
        72.0546028,
        72.0658284,
        72.066014,
        72.0728316,
        72.0752532,
        72.077713,
        72.0807096,
        72.0910486,
        72.0991956,
        79.9009478,
        79.903275,
        79.912173,
        79.9122228,
        79.9128526,
        79.9147458,
        79.918395,
        79.9196,
        79.928646,
        79.9391902,
        79.9437124,
        79.9566992,
        79.9614976,
        79.9663092,
        79.9693122,
        79.9731118,
        79.9833446,
        79.9836378,
        79.9870574,
        79.9924362,
        79.996382,
        79.9973232,
        79.9996386,
        79.999805,
        80.0004398,
        80.0036796,
        80.0042136,
        80.0105458,
        80.0115648,
        80.012856,
        80.014918,
        80.0165142,
        80.0248282,
        80.028131,
        80.029109,
        80.031698,
        80.0339532,
        80.0342056,
        80.0343842,
        80.0417878,
        80.0422806,
        80.0546028,
        80.0658284,
        80.066014,
        80.0728316,
        80.0752532,
        80.077713,
        80.0807096,
        80.0910486,
        80.0991956,
        87.9009478,
        87.903275,
        87.912173,
        87.9122228,
        87.9128526,
        87.9147458,
        87.918395,
        87.9196,
        87.928646,
        87.9391902,
        87.9437124,
        87.9566992,
        87.9614976,
        87.9663092,
        87.9693122,
        87.9731118,
        87.9833446,
        87.9836378,
        87.9870574,
        87.9924362,
        87.996382,
        87.9973232,
        87.9996386,
        87.999805,
        88.0004398,
        88.0036796,
        88.0042136,
        88.0105458,
        88.0115648,
        88.012856,
        88.014918,
        88.0165142,
        88.0248282,
        88.028131,
        88.029109,
        88.031698,
        88.0339532,
        88.0342056,
        88.0343842,
        88.0417878,
        88.0422806,
        88.0546028,
        88.0658284,
        88.066014,
        88.0728316,
        88.0752532,
        88.077713,
        88.0807096,
        88.0910486,
        88.0991956,
        95.9009478,
        95.903275,
        95.912173,
        95.9122228,
        95.9128526,
        95.9147458,
        95.918395,
        95.9196,
        95.928646,
        95.9391902,
        95.9437124,
        95.9566992,
        95.9614976,
        95.9663092,
        95.9693122,
        95.9731118,
        95.9833446,
        95.9836378,
        95.9870574,
        95.9924362,
        95.996382,
        95.9973232,
        95.9996386,
        95.999805,
        96.0004398,
        96.0036796,
        96.0042136,
        96.0105458,
        96.0115648,
        96.012856,
        96.014918,
        96.0165142,
        96.0248282,
        96.028131,
        96.029109,
        96.031698,
        96.0339532,
        96.0342056,
        96.0343842,
        96.0417878,
        96.0422806,
        96.0546028,
        96.0658284,
        96.066014,
        96.0728316,
        96.0752532,
        96.077713,
        96.0807096,
        96.0910486,
        96.0991956,
        103.9009478,
        103.903275,
        103.912173,
        103.9122228,
        103.9128526,
        103.9147458,
        103.918395,
        103.9196,
        103.928646,
        103.9391902,
        103.9437124,
        103.9566992,
        103.9614976,
        103.9663092,
        103.9693122,
        103.9731118,
        103.9833446,
        103.9836378,
        103.9870574,
        103.9924362,
        103.996382,
        103.9973232,
        103.9996386,
        103.999805,
        104.0004398,
        104.0036796,
        104.0042136,
        104.0105458,
        104.0115648,
        104.012856,
        104.014918,
        104.0165142,
        104.0248282,
        104.028131,
        104.029109,
        104.031698,
        104.0339532,
        104.0342056,
        104.0343842,
        104.0417878,
        104.0422806,
        104.0546028,
        104.0658284,
        104.066014,
        104.0728316,
        104.0752532,
        104.077713,
        104.0807096,
        104.0910486,
        104.0991956,
        111.9009478,
        111.903275,
        111.912173,
        111.9122228,
        111.9128526,
        111.9147458,
        111.918395,
        111.9196,
        111.928646,
        111.9391902,
        111.9437124,
        111.9566992,
        111.9614976,
        111.9663092,
        111.9693122,
        111.9731118,
        111.9833446,
        111.9836378,
        111.9870574,
        111.9924362,
        111.996382,
        111.9973232,
        111.9996386,
        111.999805,
        112.0004398,
        112.0036796,
        112.0042136,
        112.0105458,
        112.0115648,
        112.012856,
        112.014918,
        112.0165142,
        112.0248282,
        112.028131,
        112.029109,
        112.031698,
        112.0339532,
        112.0342056,
        112.0343842,
        112.0417878,
        112.0422806,
        112.0546028,
        112.0658284,
        112.066014,
        112.0728316,
        112.0752532,
        112.077713,
        112.0807096,
        112.0910486,
        112.0991956,
        119.9009478,
        119.903275,
        119.912173,
        119.9122228,
        119.9128526,
        119.9147458,
        119.918395,
        119.9196,
        119.928646,
        119.9391902,
        119.9437124,
        119.9566992,
        119.9614976,
        119.9663092,
        119.9693122,
        119.9731118,
        119.9833446,
        119.9836378,
        119.9870574,
        119.9924362,
        119.996382,
        119.9973232,
        119.9996386,
        119.999805,
        120.0004398,
        120.0036796,
        120.0042136,
        120.0105458,
        120.0115648,
        120.012856,
        120.014918,
        120.0165142,
        120.0248282,
        120.028131,
        120.029109,
        120.031698,
        120.0339532,
        120.0342056,
        120.0343842,
        120.0417878,
        120.0422806,
        120.0546028,
        120.0658284,
        120.066014,
        120.0728316,
        120.0752532,
        120.077713,
        120.0807096,
        120.0910486,
        120.0991956,
        127.9009478,
        127.903275,
        127.912173,
        127.9122228,
        127.9128526,
        127.9147458,
        127.918395,
        127.9196,
        127.928646,
        127.9391902,
        127.9437124,
        127.9566992,
        127.9614976,
        127.9663092,
        127.9693122,
        127.9731118,
        127.9833446,
        127.9836378,
        127.9870574,
        127.9924362,
        127.996382,
        127.9973232,
        127.9996386,
        127.999805,
        128.0004398,
        128.0036796,
        128.0042136,
        128.0105458,
        128.0115648,
        128.012856,
        128.014918,
        128.0165142,
        128.0248282,
        128.028131,
        128.029109,
        128.031698,
        128.0339532,
        128.0342056,
        128.0343842,
        128.0417878,
        128.0422806,
        128.0546028,
        128.0658284,
        128.066014,
        128.0728316,
        128.0752532,
        128.077713,
        128.0807096,
        128.0910486,
        128.0991956,
        135.9009478,
        135.903275,
        135.912173,
        135.9122228,
        135.9128526,
        135.9147458,
        135.918395,
        135.9196,
        135.928646,
        135.9391902,
        135.9437124,
        135.9566992,
        135.9614976,
        135.9663092,
        135.9693122,
        135.9731118,
        135.9833446,
        135.9836378,
        135.9870574,
        135.9924362,
        135.996382,
        135.9973232,
        135.9996386,
        135.999805,
        136.0004398,
        136.0036796,
        136.0042136,
        136.0105458,
        136.0115648,
        136.012856,
        136.014918,
        136.0165142,
        136.0248282,
        136.028131,
        136.029109,
        136.031698,
        136.0339532,
        136.0342056,
        136.0343842,
        136.0417878,
        136.0422806,
        136.0546028,
        136.0658284,
        136.066014,
        136.0728316,
        136.0752532,
        136.077713,
        136.0807096,
        136.0910486,
        136.0991956]},
 {'group_counts': [40,
                   40,
                   40,
                   40,
                   40,
                   40,
                   40,
                   40,
                   40,
                   40,
                   40,
                   40,
                   40,
                   40,
                   40,
                   40,
                   40,
                   40,
                   40,
                   40,
                   40,
                   40,
                   40,
                   40,
                   40,
                   40,
                   40,
                   40,
                   40,
                   40,
                   40,
                   40,
                   40,
                   40,
                   40,
                   40,
                   40,
                   40,
                   40,
                   40,
                   40,
                   40,
                   40,
                   40,
                   40,
                   40,
                   40,
                   40,
                   40,
                   40,
                   40,
                   40,
                   40,
                   40,
                   40,
                   40,
                   40,
                   40,
                   40,
                   40,
                   40,
                   40,
                   40,
                   40,
                   40,
                   40,
                   40,
                   40,
                   40,
                   40,
                   40,
                   40,
                   40,
                   40,
                   40,
                   40,
                   40,
                   40,
                   40,
                   40,
                   40,
                   40,
                   40,
                   40,
                   40,
                   40,
                   40,
                   40,
                   40,
                   40,
                   40,
                   40,
                   40,
                   40,
                   40,
                   40,
                   40,
                   40,
                   40,
                   40,
                   40,
                   40,
                   40,
                   40,
                   40,
                   40,
                   40,
                   40,
                   40,
                   40,
                   40,
                   40,
                   40,
                   40,
                   40,
                   40,
                   40,
                   40,
                   40,
                   40,
                   40,
                   40,
                   40,
                   40,
                   40,
                   40,
                   40,
                   40,
                   40,
                   40,
                   40,
                   40,
                   40,
                   40,
                   40,
                   40,
                   40,
                   40,
                   40,
                   40,
                   40,
                   40,
                   40,
                   40,
                   40,
                   40,
                   40,
                   40,
                   40,
                   40,
                   40,
                   40,
                   40,
                   40,
                   40,
                   40,
                   40,
                   40,
                   40,
                   40,
                   40,
                   40,
                   40,
                   40,
                   40,
                   40,
                   40,
                   40,
                   40,
                   40,
                   40,
                   40,
                   40,
                   40,
                   40,
                   40,
                   40,
                   40,
                   40,
                   40,
                   40,
                   40,
                   40,
                   40,
                   40,
                   40,
                   40,
                   40,
                   40,
                   40,
                   40,
                   40,
                   40,
                   40,
                   40,
                   40,
                   40,
                   40,
                   40,
                   40,
                   40,
                   40,
                   40,
                   40,
                   40,
                   40,
                   40,
                   40,
                   40,
                   40,
                   40,
                   40,
                   40,
                   40,
                   40,
                   40,
                   40,
                   40,
                   40,
                   40,
                   40,
                   40,
                   40,
                   40,
                   40,
                   40,
                   40,
                   40,
                   40,
                   40,
                   40,
                   40,
                   40,
                   40,
                   40,
                   40,
                   40,
                   40,
                   40,
                   40,
                   40,
                   40,
                   40,
                   40,
                   40,
                   40,
                   40,
                   40,
                   40,
                   40,
                   40,
                   40,
                   40,
                   40,
                   40,
                   40,
                   40,
                   40,
                   40,
                   40,
                   40,
                   40,
                   40,
                   40,
                   40,
                   40,
                   40,
                   40,
                   40,
                   40,
                   40,
                   40,
                   40,
                   40,
                   40,
                   40,
                   40,
                   40,
                   40,
                   40,
                   40,
                   40,
                   40,
                   40,
                   40,
                   40,
                   40,
                   40,
                   40,
                   40,
                   40,
                   40,
                   40,
                   40,
                   40,
                   40,
                   40,
                   40,
                   40,
                   40,
                   40,
                   40,
                   40,
                   40,
                   40,
                   40,
                   40,
                   40,
                   40,
                   40,
                   40,
                   40,
                   40,
                   40,
                   40,
                   40,
                   40,
                   40,
                   40,
                   40,
                   40,
                   40,
                   40,
                   40,
                   40,
                   40,
                   40,
                   40,
                   40,
                   40,
                   40,
                   40,
                   40,
                   40,
                   40,
                   40,
                   40,
                   40,
                   40,
                   40,
                   40,
                   40,
                   40,
                   40,
                   40,
                   40,
                   40,
                   40,
                   40,
                   40,
                   40,
                   40,
                   40,
                   40,
                   40,
                   40,
                   40,
                   40,
                   40,
                   40,
                   40,
                   40,
                   40,
                   40,
                   40,
                   40,
                   40,
                   40,
                   40,
                   40,
                   40,
                   40,
                   40,
                   40,
                   40,
                   40,
                   40,
                   40,
                   40,
                   40,
                   40,
                   40,
                   40,
                   40,
                   40,
                   40,
                   40,
                   40,
                   40,
                   40,
                   40,
                   40,
                   40,
                   40,
                   40,
                   40,
                   40,
                   40,
                   40,
                   40,
                   40,
                   40,
                   40,
                   40,
                   40,
                   40,
                   40,
                   40,
                   40,
                   40,
                   40,
                   40,
                   40,
                   40,
                   40,
                   40,
                   40,
                   40,
                   40,
                   40,
                   40,
                   40,
                   40,
                   40,
                   40,
                   40,
                   40,
                   40,
                   40,
                   40,
                   40,
                   40,
                   40,
                   40,
                   40,
                   40,
                   40,
                   40,
                   40,
                   40,
                   40,
                   40,
                   40,
                   40,
                   40,
                   40,
                   40,
                   40,
                   40,
                   40,
                   40,
                   40,
                   40,
                   40,
                   40,
                   40,
                   40,
                   40,
                   40,
                   40,
                   40,
                   40,
                   40,
                   40,
                   40,
                   40,
                   40,
                   40,
                   40,
                   40,
                   40,
                   40,
                   40,
                   40,
                   40,
                   40,
                   40,
                   40,
                   40,
                   40,
                   40,
                   40,
                   40,
                   40,
                   40,
                   40,
                   40,
                   40,
                   40,
                   40,
                   40,
                   40,
                   40,
                   40,
                   40,
                   40,
                   40,
                   40,
                   40,
                   40,
                   40,
                   40,
                   40,
                   40,
                   40,
                   40,
                   40,
                   40,
                   40,
                   40,
                   40,
                   40,
                   40,
                   40,
                   40,
                   40,
                   40,
                   40,
                   40,
                   40,
                   40,
                   40,
                   40,
                   40,
                   40,
                   40,
                   40,
                   40,
                   40,
                   40,
                   40,
                   40,
                   40,
                   40,
                   40,
                   40,
                   40,
                   40,
                   40,
                   40,
                   40,
                   40,
                   40,
                   40,
                   40,
                   40,
                   40,
                   40,
                   40,
                   40,
                   40,
                   40,
                   40,
                   40,
                   40,
                   40,
                   40,
                   40,
                   40,
                   40,
                   40,
                   40,
                   40,
                   40,
                   40,
                   40,
                   40,
                   40,
                   40,
                   40,
                   40,
                   40,
                   40,
                   40,
                   40,
                   40,
                   40,
                   40,
                   40,
                   40,
                   40,
                   40,
                   40,
                   40,
                   40,
                   40,
                   40,
                   40,
                   40,
                   40,
                   40,
                   40,
                   40,
                   40,
                   40,
                   40,
                   40,
                   40,
                   40,
                   40,
                   40,
                   40,
                   40,
                   40,
                   40,
                   40,
                   40,
                   40,
                   40,
                   40,
                   40,
                   40,
                   40,
                   40,
                   40,
                   40,
                   40,
                   40,
                   40,
                   40,
                   40,
                   40,
                   40,
                   40,
                   40,
                   40,
                   40,
                   40,
                   40,
                   40,
                   40,
                   40,
                   40,
                   40,
                   40,
                   40,
                   40,
                   40,
                   40,
                   40,
                   40,
                   40,
                   40,
                   40,
                   40,
                   40,
                   40,
                   40,
                   40,
                   40,
                   40,
                   40,
                   40,
                   40,
                   40,
                   40,
                   40,
                   40,
                   40,
                   40,
                   40,
                   40,
                   40,
                   40,
                   40,
                   40,
                   40,
                   40,
                   40,
                   40,
                   40,
                   40,
                   40,
                   40,
                   40,
                   40,
                   40,
                   40,
                   40,
                   40,
                   40,
                   40,
                   40,
                   40,
                   40,
                   40,
                   40,
                   40,
                   40,
                   40,
                   40,
                   40,
                   40,
                   40,
                   40,
                   40,
                   40,
                   40,
                   40,
                   40,
                   40,
                   40,
                   40,
                   40,
                   40,
                   40,
                   40,
                   40,
                   40,
                   40,
                   40,
                   40,
                   40,
                   40,
                   40,
                   40,
                   40,
                   40,
                   40,
                   40,
                   40,
                   40,
                   40,
                   40,
                   40,
                   40,
                   40,
                   40,
                   40,
                   40,
                   40,
                   40,
                   40,
                   40,
                   40,
                   40,
                   40,
                   40,
                   40,
                   40,
                   40,
                   40,
                   40,
                   40,
                   40,
                   40,
                   40,
                   40,
                   40,
                   40],
  'rtt_ms': [2184.896889975,
             1493.733898825,
             2023.3712873,
             1940.16222775,
             2180.0975293,
             1675.6640545750001,
             1800.999415325,
             299.93314085000003,
             299.09687257499996,
             2069.063190175,
             1961.6020927,
             3000.0,
             2832.8390661,
             2163.146694375,
             312.9222881,
             2760.7481412750003,
             2422.77309275,
             3000.0,
             425.216648,
             2187.172406125,
             3000.0,
             2346.684818725,
             2511.4503479,
             3000.0,
             2227.1691734749998,
             300.17488207499997,
             1608.838769,
             309.117044925,
             2609.510610075,
             3000.0,
             2307.833128775,
             2340.0583313,
             558.82801285,
             2102.92087855,
             3000.0,
             2032.46175145,
             2149.560918425,
             2122.864314475,
             2880.985893675,
             2249.5022218000004,
             1448.0424985,
             2123.772431175,
             2256.043583475,
             321.4385085,
             2166.08118425,
             2222.1695331,
             2045.700023225,
             2512.2565863249997,
             2097.0843272750003,
             3000.0,
             719.383022525,
             2217.4727020749997,
             2257.840309275,
             1997.7869607999999,
             844.35583025,
             2024.638536425,
             2052.428678925,
             299.576573,
             299.03826305,
             1831.061074125,
             2491.837859525,
             3000.0,
             2783.084819775,
             2702.729458125,
             305.034520075,
             2738.15094155,
             2760.5941855250003,
             3000.0,
             299.467784625,
             2384.244240875,
             3000.0,
             1956.996233425,
             2569.218429475,
             3000.0,
             2240.11091015,
             299.226793475,
             2098.00943195,
             308.24066485000003,
             710.23993005,
             1042.82456755,
             2673.088095775,
             3000.0,
             299.50187235000004,
             2507.625485425,
             3000.0,
             2444.781175,
             2635.652698125,
             2478.8652339,
             3000.0,
             2723.8189797249997,
             1876.604307925,
             3000.0,
             2813.7461863249996,
             1717.922985825,
             1936.33943125,
             2714.462179525,
             1833.79321875,
             2516.1888930500004,
             2892.40475035,
             3000.0,
             299.73014635000004,
             1942.6834015499999,
             2951.2303975500004,
             2574.89256255,
             301.330307775,
             2496.641754075,
             2440.6990833249997,
             299.8148417,
             299.251762125,
             2431.4511238,
             2271.033923025,
             3000.0,
             2823.1810051750003,
             2387.418512075,
             309.410506625,
             2698.04707205,
             2852.4758853000003,
             3000.0,
             299.396657625,
             2611.990217775,
             3000.0,
             1705.16916095,
             2485.227183725,
             3000.0,
             1870.37893145,
             299.5700533,
             2605.11156965,
             308.61392825,
             369.742537025,
             3000.0,
             2574.2331255999998,
             3000.0,
             299.03239567500003,
             2614.633825975,
             3000.0,
             2374.045729225,
             2654.52973065,
             2908.3241245,
             3000.0,
             2932.48689455,
             1582.083173675,
             3000.0,
             2376.45588055,
             2330.67509865,
             2553.4062717750003,
             2622.1860455250003,
             2320.37540085,
             2232.6228718499997,
             2933.25538715,
             3000.0,
             1863.82431675,
             2331.1960269250003,
             3000.0,
             2118.573282175,
             2692.767687125,
             2677.6821740500004,
             2500.368720025,
             638.078506525,
             862.249089725,
             2115.7439514000002,
             2717.134632725,
             3000.0,
             2834.623088975,
             2167.1916732249997,
             427.32934892500003,
             2666.019972225,
             2468.7124134,
             3000.0,
             640.678105475,
             2392.243880425,
             3000.0,
             2343.97703265,
             2499.4081167,
             3000.0,
             2645.776700025,
             304.09258845,
             2330.32753625,
             683.746252825,
             2104.484824825,
             3000.0,
             2349.4144466999996,
             3000.0,
             304.06679155,
             2386.230993225,
             3000.0,
             2284.539885775,
             2731.0107107,
             3000.0,
             2517.284470325,
             3000.0,
             2157.866949025,
             3000.0,
             1906.3501116749999,
             2728.4896100749997,
             2609.9864923249997,
             2841.7213949499996,
             2138.37715125,
             2853.6112035250003,
             3000.0,
             3000.0,
             1431.4064758499999,
             2509.64503655,
             2665.11070835,
             2275.456707375,
             3000.0,
             2682.748000875,
             2662.66757775,
             2450.775999125,
             3000.0,
             2366.451925975,
             2342.0896365999997,
             3000.0,
             2553.677955875,
             2811.8782384250003,
             2797.667716225,
             2721.7558936,
             2098.620607425,
             3000.0,
             2865.590602225,
             2499.8776356,
             1853.04492955,
             2331.4120691750004,
             2556.002871275,
             3000.0,
             3000.0,
             2670.4901068000004,
             2124.83994855,
             2759.89137695,
             2049.25867435,
             3000.0,
             2945.5555515250003,
             3000.0,
             2319.0114189749997,
             2110.0248289,
             2932.4760195,
             2737.0012425749997,
             2274.569874325,
             3000.0,
             2643.6923345,
             3000.0,
             2286.48451025,
             3000.0,
             2620.807992425,
             1991.629486925,
             383.22228985000004,
             2412.75105015,
             2898.714750325,
             2191.157354725,
             3000.0,
             1042.690723425,
             2843.286725675,
             2698.3630234250004,
             2348.41790815,
             302.3825243,
             2886.7326820999997,
             2019.775752325,
             2803.29953375,
             2346.1262181750003,
             2436.7293321999996,
             1994.439619225,
             2720.950718775,
             3000.0,
             2779.2768919,
             3000.0,
             2264.300751875,
             2665.4714974000003,
             2001.105770025,
             3000.0,
             300.00785197500005,
             2316.191159375,
             2257.8872612249997,
             2382.140518175,
             2497.1252185999997,
             3000.0,
             2685.164975875,
             654.4734765,
             2849.583549825,
             2229.3321893499997,
             3000.0,
             3000.0,
             1874.2880765250002,
             3000.0,
             2174.112324975,
             2426.4885685,
             3000.0,
             1889.92672695,
             2954.621440125,
             3000.0,
             2496.021023,
             3000.0,
             2345.1418752249997,
             3000.0,
             2413.958863925,
             300.53605065,
             299.249150125,
             2180.2068741999997,
             1835.07728175,
             1940.298306375,
             3000.0,
             299.173922575,
             2865.0146619499997,
             2536.3196816,
             2435.9489384000003,
             301.696279,
             2865.00140445,
             1941.1939277249999,
             2033.958852325,
             2407.0921511750003,
             2390.54284535,
             2466.752531125,
             2497.100045575,
             3000.0,
             2775.135350425,
             3000.0,
             1908.35646535,
             2888.771665875,
             2345.45791775,
             3000.0,
             299.771149975,
             2492.1242894250004,
             2946.6846040500004,
             2548.8023423,
             2158.1696306,
             3000.0,
             2720.247578975,
             299.076684425,
             2665.41499225,
             2245.4726045,
             3000.0,
             3000.0,
             2251.669083975,
             3000.0,
             2279.6832743,
             2954.77681415,
             3000.0,
             2402.9312941,
             3000.0,
             3000.0,
             2701.9490686500003,
             3000.0,
             2401.220199825,
             3000.0,
             1758.709692075,
             299.532034525,
             299.3951455,
             2319.964566375,
             2061.635872375,
             2325.4971994499997,
             3000.0,
             299.036318,
             3000.0,
             2385.974073075,
             2682.2233975999998,
             301.712785,
             3000.0,
             1593.600979225,
             2219.380502875,
             1891.44036755,
             1888.536618075,
             3000.0,
             3000.0,
             3000.0,
             2497.8618056,
             3000.0,
             1979.152253625,
             2720.5894419749998,
             2330.410540375,
             3000.0,
             299.102838,
             1926.3489734749999,
             3000.0,
             3000.0,
             1874.9823729000002,
             3000.0,
             3000.0,
             299.712153825,
             2888.587072375,
             2309.733966525,
             2596.042573575,
             3000.0,
             2235.600055825,
             3000.0,
             1619.7812528499999,
             3000.0,
             3000.0,
             2043.19086955,
             2266.366412475,
             3000.0,
             2612.331110125,
             3000.0,
             2496.3386826,
             3000.0,
             2050.641898125,
             299.5523868,
             299.52235502499997,
             2626.50809875,
             1498.4812157249999,
             1956.89527705,
             3000.0,
             299.062558,
             974.616202425,
             2500.780266925,
             2578.55587295,
             301.718236225,
             974.455793625,
             1683.434712275,
             2221.0127213,
             2093.284129575,
             1851.01456825,
             3000.0,
             3000.0,
             3000.0,
             2435.349383375,
             3000.0,
             1527.4063405499999,
             2664.8531617,
             2463.7710774,
             3000.0,
             299.0531423,
             2488.1380324499996,
             3000.0,
             3000.0,
             2320.5786492750003,
             3000.0,
             3000.0,
             299.031641525,
             3000.0,
             2136.98210255,
             3000.0,
             3000.0,
             2346.2522629,
             3000.0,
             1936.2010754,
             3000.0,
             3000.0,
             2137.30008105,
             3000.0,
             3000.0,
             2682.1294662249998,
             3000.0,
             2158.616307125,
             3000.0,
             1534.7779053499999,
             299.339737375,
             299.50736025,
             2376.158853775,
             1827.905452425,
             2038.77452225,
             3000.0,
             299.055005575,
             300.07140997500005,
             2398.6022928,
             2421.59586675,
             451.862726575,
             299.16496975,
             1969.2728094249999,
             2579.993013725,
             2620.9865369,
             2582.3093523499997,
             2892.43813195,
             2625.3740365999997,
             2477.662878175,
             2675.8666957249998,
             2434.5427053249996,
             3000.0,
             2703.865079975,
             2456.175117975,
             2054.656827425,
             299.06344845,
             2748.2555502249998,
             2783.52407065,
             2741.8747661750003,
             2320.553819325,
             2122.8323409,
             2950.669352225,
             299.0626968,
             2911.01003885,
             2341.464772975,
             2124.72873075,
             2004.0475063499998,
             2628.97761975,
             1313.8322629749998,
             2729.7557066500003,
             2955.772139,
             2716.2628226750003,
             2496.8172790999997,
             2000.040264425,
             2628.712276725,
             2784.798950675,
             3000.0,
             2444.6151515,
             1311.921615625,
             2345.73167915,
             303.54925635,
             368.710191575,
             2725.862524325,
             2668.78627025,
             1403.314460225,
             3000.0,
             369.48991452499996,
             1855.0918150250002,
             2838.644488875,
             2498.334187125,
             1449.687260575,
             1536.992038675,
             2278.1180097750002,
             2934.533508025,
             2276.29615465,
             2519.295884475,
             2866.344738375,
             2212.8948417750003,
             2195.6416786,
             2955.5918294499998,
             2488.6452153,
             3000.0,
             2775.5766428,
             2720.29536195,
             1987.126026125,
             1987.149952875,
             2864.9608765,
             2899.389410375,
             2231.913610225,
             2787.377887975,
             299.170946125,
             2392.886395825,
             1987.1329670750001,
             2556.970419375,
             2565.9088606,
             320.681630875,
             2450.552827675,
             2443.117167375,
             300.8025293,
             2216.588582825,
             2951.413637375,
             2286.2506218249996,
             2184.6114061,
             2900.4420687750003,
             1930.54692965,
             2443.1049679000002,
             3000.0,
             2401.1537113249997,
             299.8236255,
             2667.0341331,
             478.0733274,
             1961.5596877,
             3000.0,
             2328.6328461999997,
             303.7004455,
             3000.0,
             299.77358560000005,
             1758.09714055,
             2796.64309745,
             2272.0639991,
             1812.0360665,
             1327.8495107249998,
             2722.712728725,
             2536.0219268,
             1996.116104125,
             2558.379220375,
             3000.0,
             676.494836575,
             2907.92831675,
             2692.792938625,
             909.9506448,
             3000.0,
             2902.724067975,
             2664.91848805,
             2885.8765454,
             3000.0,
             3000.0,
             2447.08441065,
             2287.6088123249997,
             2664.5781156999997,
             436.5553087,
             2172.061635775,
             3000.0,
             2355.309036275,
             2326.9912722,
             602.094541,
             2679.4848235749996,
             2327.741674675,
             438.25463030000003,
             2099.1680239,
             2591.20177915,
             2731.0601170500004,
             1914.1010396,
             2244.11496235,
             2859.3467393,
             2325.454351075,
             3000.0,
             2451.6116401,
             503.220032675,
             2609.536209625,
             1713.83794805,
             1877.78758025,
             3000.0,
             2552.671672025,
             304.35228285000005,
             3000.0,
             301.87135885000004,
             300.015189825,
             2898.9938929,
             2222.784707475,
             1880.752770925,
             300.118200625,
             2611.400003725,
             2555.285030525,
             2106.621064175,
             2627.591996525,
             3000.0,
             299.44482525,
             2900.9455270999997,
             2792.20831825,
             300.119830675,
             3000.0,
             2841.22896835,
             2466.882586725,
             2308.776121125,
             3000.0,
             3000.0,
             2790.5273244,
             2498.981992825,
             2450.74428385,
             299.0667513,
             2351.16570025,
             3000.0,
             2018.1135338,
             1472.010893875,
             2954.658023925,
             2678.657628375,
             2438.94678875,
             301.03668715,
             2153.84147665,
             2721.6339920749997,
             2731.583828075,
             2495.717948925,
             2094.47007545,
             2852.532733225,
             2609.8991131750004,
             1919.603018,
             2287.4197404250003,
             299.075829275,
             2666.2610705,
             1484.357061175,
             1523.7776565499998,
             3000.0,
             2058.727514375,
             299.662969675,
             1919.964518675,
             299.168920025,
             1014.38972255,
             2813.35222005,
             2497.488673025,
             1542.934122775,
             1411.6018626,
             2215.7547256750004,
             2440.3607337,
             1770.98471715,
             2448.71077,
             3000.0,
             314.053293775,
             2952.3327679,
             2835.984789775,
             1755.823819475,
             3000.0,
             2668.4174863499998,
             2634.063234275,
             2329.0691019250003,
             3000.0,
             3000.0,
             2724.367280675,
             2484.692580625,
             2067.22096035,
             300.65459875,
             2266.1052214250003,
             3000.0,
             2444.36670125,
             1754.5123961,
             2567.8540974499997,
             3000.0,
             2049.9126142,
             300.429459625,
             2045.298987725,
             2493.319621625,
             2552.6504756500003,
             2338.36343085,
             2384.682030475,
             2932.476684975,
             2502.073207475,
             2189.7319325999997,
             2142.269835075,
             300.30176147500003,
             2674.849293075,
             2267.1871041,
             1808.6196612,
             3000.0,
             2553.8405985749996,
             299.589451075,
             2190.091661,
             299.092018725,
             1807.597333125,
             2147.65328055,
             2666.844670625,
             2021.80255655,
             2442.487984925,
             2440.0568578,
             2330.854883225,
             1987.026580325,
             2563.9767656,
             3000.0,
             417.976874575,
             2235.513703525,
             2159.320923775,
             2159.11492425,
             3000.0,
             2159.2331787,
             2943.929789875,
             571.9545448250001,
             3000.0,
             3000.0,
             2954.9246329499997,
             2239.844270575,
             2276.830127025,
             361.796838025,
             2564.4955074,
             3000.0,
             2678.866624025,
             1790.665285225,
             1994.99685515,
             2831.946950825,
             2148.658329125,
             301.662539275,
             2217.2549483499997,
             2217.0701111999997,
             2502.20812875,
             2355.1840519,
             2499.72404985,
             3000.0,
             2607.41098275,
             3000.0,
             504.17060530000003,
             299.79206325,
             2721.49786965,
             2196.9218405,
             2038.8553399,
             3000.0,
             2330.1408496500003,
             300.670033575,
             3000.0,
             299.06776035],
  'strategy': 3,
  'x': [23.9009478,
        23.903275,
        23.912173,
        23.9122228,
        23.9128526,
        23.9147458,
        23.918395,
        23.9196,
        23.928646,
        23.9391902,
        23.9437124,
        23.9566992,
        23.9614976,
        23.9663092,
        23.9693122,
        23.9731118,
        23.9833446,
        23.9836378,
        23.9870574,
        23.9924362,
        23.996382,
        23.9973232,
        23.9996386,
        23.999805,
        24.0004398,
        24.0036796,
        24.0042136,
        24.0105458,
        24.0115648,
        24.012856,
        24.014918,
        24.0165142,
        24.0248282,
        24.028131,
        24.029109,
        24.031698,
        24.0339532,
        24.0342056,
        24.0343842,
        24.0417878,
        24.0422806,
        24.0546028,
        24.0658284,
        24.066014,
        24.0728316,
        24.0752532,
        24.077713,
        24.0807096,
        24.0910486,
        24.0991956,
        31.9009478,
        31.903275,
        31.912173,
        31.9122228,
        31.9128526,
        31.9147458,
        31.918395,
        31.9196,
        31.928646,
        31.9391902,
        31.9437124,
        31.9566992,
        31.9614976,
        31.9663092,
        31.9693122,
        31.9731118,
        31.9833446,
        31.9836378,
        31.9870574,
        31.9924362,
        31.996382,
        31.9973232,
        31.9996386,
        31.999805,
        32.0004398,
        32.0036796,
        32.0042136,
        32.0105458,
        32.0115648,
        32.012856,
        32.014918,
        32.0165142,
        32.0248282,
        32.028131,
        32.029109,
        32.031698,
        32.0339532,
        32.0342056,
        32.0343842,
        32.0417878,
        32.0422806,
        32.0546028,
        32.0658284,
        32.066014,
        32.0728316,
        32.0752532,
        32.077713,
        32.0807096,
        32.0910486,
        32.0991956,
        39.9009478,
        39.903275,
        39.912173,
        39.9122228,
        39.9128526,
        39.9147458,
        39.918395,
        39.9196,
        39.928646,
        39.9391902,
        39.9437124,
        39.9566992,
        39.9614976,
        39.9663092,
        39.9693122,
        39.9731118,
        39.9833446,
        39.9836378,
        39.9870574,
        39.9924362,
        39.996382,
        39.9973232,
        39.9996386,
        39.999805,
        40.0004398,
        40.0036796,
        40.0042136,
        40.0105458,
        40.0115648,
        40.012856,
        40.014918,
        40.0165142,
        40.0248282,
        40.028131,
        40.029109,
        40.031698,
        40.0339532,
        40.0342056,
        40.0343842,
        40.0417878,
        40.0422806,
        40.0546028,
        40.0658284,
        40.066014,
        40.0728316,
        40.0752532,
        40.077713,
        40.0807096,
        40.0910486,
        40.0991956,
        47.9009478,
        47.903275,
        47.912173,
        47.9122228,
        47.9128526,
        47.9147458,
        47.918395,
        47.9196,
        47.928646,
        47.9391902,
        47.9437124,
        47.9566992,
        47.9614976,
        47.9663092,
        47.9693122,
        47.9731118,
        47.9833446,
        47.9836378,
        47.9870574,
        47.9924362,
        47.996382,
        47.9973232,
        47.9996386,
        47.999805,
        48.0004398,
        48.0036796,
        48.0042136,
        48.0105458,
        48.0115648,
        48.012856,
        48.014918,
        48.0165142,
        48.0248282,
        48.028131,
        48.029109,
        48.031698,
        48.0339532,
        48.0342056,
        48.0343842,
        48.0417878,
        48.0422806,
        48.0546028,
        48.0658284,
        48.066014,
        48.0728316,
        48.0752532,
        48.077713,
        48.0807096,
        48.0910486,
        48.0991956,
        55.9009478,
        55.903275,
        55.912173,
        55.9122228,
        55.9128526,
        55.9147458,
        55.918395,
        55.9196,
        55.928646,
        55.9391902,
        55.9437124,
        55.9566992,
        55.9614976,
        55.9663092,
        55.9693122,
        55.9731118,
        55.9833446,
        55.9836378,
        55.9870574,
        55.9924362,
        55.996382,
        55.9973232,
        55.9996386,
        55.999805,
        56.0004398,
        56.0036796,
        56.0042136,
        56.0105458,
        56.0115648,
        56.012856,
        56.014918,
        56.0165142,
        56.0248282,
        56.028131,
        56.029109,
        56.031698,
        56.0339532,
        56.0342056,
        56.0343842,
        56.0417878,
        56.0422806,
        56.0546028,
        56.0658284,
        56.066014,
        56.0728316,
        56.0752532,
        56.077713,
        56.0807096,
        56.0910486,
        56.0991956,
        63.9009478,
        63.903275,
        63.912173,
        63.9122228,
        63.9128526,
        63.9147458,
        63.918395,
        63.9196,
        63.928646,
        63.9391902,
        63.9437124,
        63.9566992,
        63.9614976,
        63.9663092,
        63.9693122,
        63.9731118,
        63.9833446,
        63.9836378,
        63.9870574,
        63.9924362,
        63.996382,
        63.9973232,
        63.9996386,
        63.999805,
        64.0004398,
        64.0036796,
        64.0042136,
        64.0105458,
        64.0115648,
        64.012856,
        64.014918,
        64.0165142,
        64.0248282,
        64.028131,
        64.029109,
        64.031698,
        64.0339532,
        64.0342056,
        64.0343842,
        64.0417878,
        64.0422806,
        64.0546028,
        64.0658284,
        64.066014,
        64.0728316,
        64.0752532,
        64.077713,
        64.0807096,
        64.0910486,
        64.0991956,
        71.9009478,
        71.903275,
        71.912173,
        71.9122228,
        71.9128526,
        71.9147458,
        71.918395,
        71.9196,
        71.928646,
        71.9391902,
        71.9437124,
        71.9566992,
        71.9614976,
        71.9663092,
        71.9693122,
        71.9731118,
        71.9833446,
        71.9836378,
        71.9870574,
        71.9924362,
        71.996382,
        71.9973232,
        71.9996386,
        71.999805,
        72.0004398,
        72.0036796,
        72.0042136,
        72.0105458,
        72.0115648,
        72.012856,
        72.014918,
        72.0165142,
        72.0248282,
        72.028131,
        72.029109,
        72.031698,
        72.0339532,
        72.0342056,
        72.0343842,
        72.0417878,
        72.0422806,
        72.0546028,
        72.0658284,
        72.066014,
        72.0728316,
        72.0752532,
        72.077713,
        72.0807096,
        72.0910486,
        72.0991956,
        79.9009478,
        79.903275,
        79.912173,
        79.9122228,
        79.9128526,
        79.9147458,
        79.918395,
        79.9196,
        79.928646,
        79.9391902,
        79.9437124,
        79.9566992,
        79.9614976,
        79.9663092,
        79.9693122,
        79.9731118,
        79.9833446,
        79.9836378,
        79.9870574,
        79.9924362,
        79.996382,
        79.9973232,
        79.9996386,
        79.999805,
        80.0004398,
        80.0036796,
        80.0042136,
        80.0105458,
        80.0115648,
        80.012856,
        80.014918,
        80.0165142,
        80.0248282,
        80.028131,
        80.029109,
        80.031698,
        80.0339532,
        80.0342056,
        80.0343842,
        80.0417878,
        80.0422806,
        80.0546028,
        80.0658284,
        80.066014,
        80.0728316,
        80.0752532,
        80.077713,
        80.0807096,
        80.0910486,
        80.0991956,
        87.9009478,
        87.903275,
        87.912173,
        87.9122228,
        87.9128526,
        87.9147458,
        87.918395,
        87.9196,
        87.928646,
        87.9391902,
        87.9437124,
        87.9566992,
        87.9614976,
        87.9663092,
        87.9693122,
        87.9731118,
        87.9833446,
        87.9836378,
        87.9870574,
        87.9924362,
        87.996382,
        87.9973232,
        87.9996386,
        87.999805,
        88.0004398,
        88.0036796,
        88.0042136,
        88.0105458,
        88.0115648,
        88.012856,
        88.014918,
        88.0165142,
        88.0248282,
        88.028131,
        88.029109,
        88.031698,
        88.0339532,
        88.0342056,
        88.0343842,
        88.0417878,
        88.0422806,
        88.0546028,
        88.0658284,
        88.066014,
        88.0728316,
        88.0752532,
        88.077713,
        88.0807096,
        88.0910486,
        88.0991956,
        95.9009478,
        95.903275,
        95.912173,
        95.9122228,
        95.9128526,
        95.9147458,
        95.918395,
        95.9196,
        95.928646,
        95.9391902,
        95.9437124,
        95.9566992,
        95.9614976,
        95.9663092,
        95.9693122,
        95.9731118,
        95.9833446,
        95.9836378,
        95.9870574,
        95.9924362,
        95.996382,
        95.9973232,
        95.9996386,
        95.999805,
        96.0004398,
        96.0036796,
        96.0042136,
        96.0105458,
        96.0115648,
        96.012856,
        96.014918,
        96.0165142,
        96.0248282,
        96.028131,
        96.029109,
        96.031698,
        96.0339532,
        96.0342056,
        96.0343842,
        96.0417878,
        96.0422806,
        96.0546028,
        96.0658284,
        96.066014,
        96.0728316,
        96.0752532,
        96.077713,
        96.0807096,
        96.0910486,
        96.0991956,
        103.9009478,
        103.903275,
        103.912173,
        103.9122228,
        103.9128526,
        103.9147458,
        103.918395,
        103.9196,
        103.928646,
        103.9391902,
        103.9437124,
        103.9566992,
        103.9614976,
        103.9663092,
        103.9693122,
        103.9731118,
        103.9833446,
        103.9836378,
        103.9870574,
        103.9924362,
        103.996382,
        103.9973232,
        103.9996386,
        103.999805,
        104.0004398,
        104.0036796,
        104.0042136,
        104.0105458,
        104.0115648,
        104.012856,
        104.014918,
        104.0165142,
        104.0248282,
        104.028131,
        104.029109,
        104.031698,
        104.0339532,
        104.0342056,
        104.0343842,
        104.0417878,
        104.0422806,
        104.0546028,
        104.0658284,
        104.066014,
        104.0728316,
        104.0752532,
        104.077713,
        104.0807096,
        104.0910486,
        104.0991956,
        111.9009478,
        111.903275,
        111.912173,
        111.9122228,
        111.9128526,
        111.9147458,
        111.918395,
        111.9196,
        111.928646,
        111.9391902,
        111.9437124,
        111.9566992,
        111.9614976,
        111.9663092,
        111.9693122,
        111.9731118,
        111.9833446,
        111.9836378,
        111.9870574,
        111.9924362,
        111.996382,
        111.9973232,
        111.9996386,
        111.999805,
        112.0004398,
        112.0036796,
        112.0042136,
        112.0105458,
        112.0115648,
        112.012856,
        112.014918,
        112.0165142,
        112.0248282,
        112.028131,
        112.029109,
        112.031698,
        112.0339532,
        112.0342056,
        112.0343842,
        112.0417878,
        112.0422806,
        112.0546028,
        112.0658284,
        112.066014,
        112.0728316,
        112.0752532,
        112.077713,
        112.0807096,
        112.0910486,
        112.0991956,
        119.9009478,
        119.903275,
        119.912173,
        119.9122228,
        119.9128526,
        119.9147458,
        119.918395,
        119.9196,
        119.928646,
        119.9391902,
        119.9437124,
        119.9566992,
        119.9614976,
        119.9663092,
        119.9693122,
        119.9731118,
        119.9833446,
        119.9836378,
        119.9870574,
        119.9924362,
        119.996382,
        119.9973232,
        119.9996386,
        119.999805,
        120.0004398,
        120.0036796,
        120.0042136,
        120.0105458,
        120.0115648,
        120.012856,
        120.014918,
        120.0165142,
        120.0248282,
        120.028131,
        120.029109,
        120.031698,
        120.0339532,
        120.0342056,
        120.0343842,
        120.0417878,
        120.0422806,
        120.0546028,
        120.0658284,
        120.066014,
        120.0728316,
        120.0752532,
        120.077713,
        120.0807096,
        120.0910486,
        120.0991956,
        127.9009478,
        127.903275,
        127.912173,
        127.9122228,
        127.9128526,
        127.9147458,
        127.918395,
        127.9196,
        127.928646,
        127.9391902,
        127.9437124,
        127.9566992,
        127.9614976,
        127.9663092,
        127.9693122,
        127.9731118,
        127.9833446,
        127.9836378,
        127.9870574,
        127.9924362,
        127.996382,
        127.9973232,
        127.9996386,
        127.999805,
        128.0004398,
        128.0036796,
        128.0042136,
        128.0105458,
        128.0115648,
        128.012856,
        128.014918,
        128.0165142,
        128.0248282,
        128.028131,
        128.029109,
        128.031698,
        128.0339532,
        128.0342056,
        128.0343842,
        128.0417878,
        128.0422806,
        128.0546028,
        128.0658284,
        128.066014,
        128.0728316,
        128.0752532,
        128.077713,
        128.0807096,
        128.0910486,
        128.0991956,
        135.9009478,
        135.903275,
        135.912173,
        135.9122228,
        135.9128526,
        135.9147458,
        135.918395,
        135.9196,
        135.928646,
        135.9391902,
        135.9437124,
        135.9566992,
        135.9614976,
        135.9663092,
        135.9693122,
        135.9731118,
        135.9833446,
        135.9836378,
        135.9870574,
        135.9924362,
        135.996382,
        135.9973232,
        135.9996386,
        135.999805,
        136.0004398,
        136.0036796,
        136.0042136,
        136.0105458,
        136.0115648,
        136.012856,
        136.014918,
        136.0165142,
        136.0248282,
        136.028131,
        136.029109,
        136.031698,
        136.0339532,
        136.0342056,
        136.0343842,
        136.0417878,
        136.0422806,
        136.0546028,
        136.0658284,
        136.066014,
        136.0728316,
        136.0752532,
        136.077713,
        136.0807096,
        136.0910486,
        136.0991956]}]


def draw():
    plt.rcParams.update({'font.family': 'serif', 'font.serif': [FONT_FAMILY],
                         'font.size': FONT_SIZE, 'axes.labelsize': FONT_SIZE,
                         'axes.linewidth': .7, 'xtick.direction': 'in',
                         'ytick.direction': 'in', 'pdf.fonttype': 42, 'ps.fonttype': 42,
                         'svg.fonttype': 'path', 'savefig.facecolor': 'white'})
    fig = plt.figure(figsize=FIGSIZE)
    ax = fig.add_subplot(111, projection='3d')
    for series in DATA:
        strategy = series['strategy']
        ax.plot(series['x'], [strategy] * len(series['rtt_ms']), series['rtt_ms'],
                color=COLORS[strategy], linestyle=LINES[strategy],
                marker=MARKERS[strategy], markersize=MARKER_SIZE, linewidth=LINE_WIDTH)
    ax.set_xlabel('Interest generation time (s)', labelpad=8)
    ax.set_xticks((20, 50, 80, 110, 140))
    ax.set_xlim(20, 140)
    ax.set_ylim(-.2, 3.2)
    ax.set_yticks(range(4))
    ax.set_yticklabels(ALGORITHMS, fontsize=8)
    values = [v for series in DATA for v in series['rtt_ms']]
    low, high = min(values), max(values)
    high += max(high-low, 1.) * .10
    ticks = [low] + [float(t) for t in MaxNLocator(nbins=5).tick_values(low,high)
                     if low+(high-low)*.08 < t <= high]
    ax.set_zticks(ticks)
    ax.set_zlim(low, high)
    ax.zaxis.set_major_formatter(FuncFormatter(lambda value, _: '{:.1f}'.format(value).rstrip('0').rstrip('.')))
    ax.tick_params(axis='z', labelsize=8)
    ax.text2D(1.18, .52, RTT_LABEL, transform=ax.transAxes,
              rotation=90, ha='center', va='center', fontsize=9)
    ax.view_init(elev=27, azim=-58)
    ax.set_box_aspect((1.25, 1., .9))
    ax.text2D(.5, -.10, SCENE_LABEL, transform=ax.transAxes, ha='center', fontsize=12)
    handles = [Line2D([], [], color=COLORS[i], linestyle=LINES[i], marker=MARKERS[i],
                      markersize=MARKER_SIZE, linewidth=LINE_WIDTH, label=ALGORITHMS[i]) for i in range(4)]
    fig.legend(handles=handles, loc='upper center', ncol=4, bbox_to_anchor=(.5,.99),
               frameon=True, fancybox=False, edgecolor='black', framealpha=1)
    fig.subplots_adjust(left=.03, right=.87, bottom=.13, top=.85)
    return fig


def main():
    fig = draw()
    try:
        for extension in ('png', 'svg', 'pdf'):
            fig.savefig(Path(__file__).resolve().with_suffix('.' + extension),
                        dpi=DPI, bbox_inches='tight', pad_inches=.12)
    finally:
        plt.close(fig)


if __name__ == '__main__':
    main()
